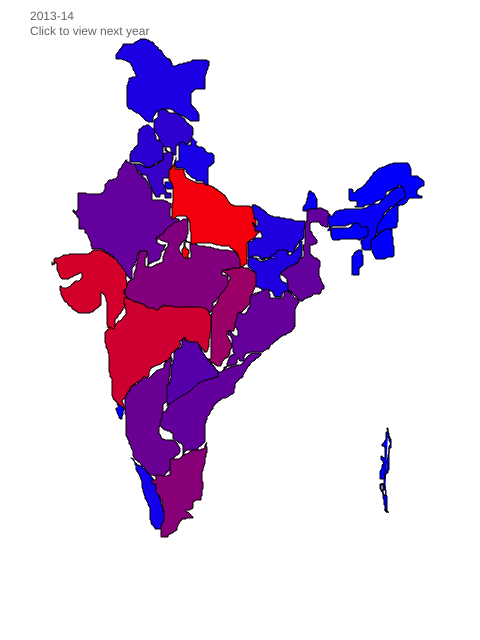
Frame 1 (no input)
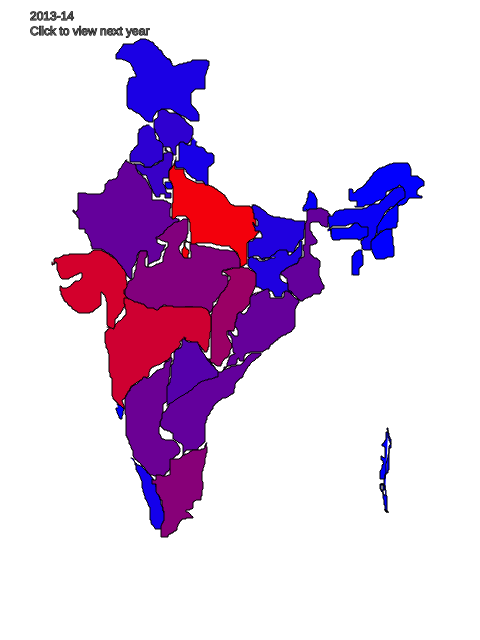
Frame 60 (no input)
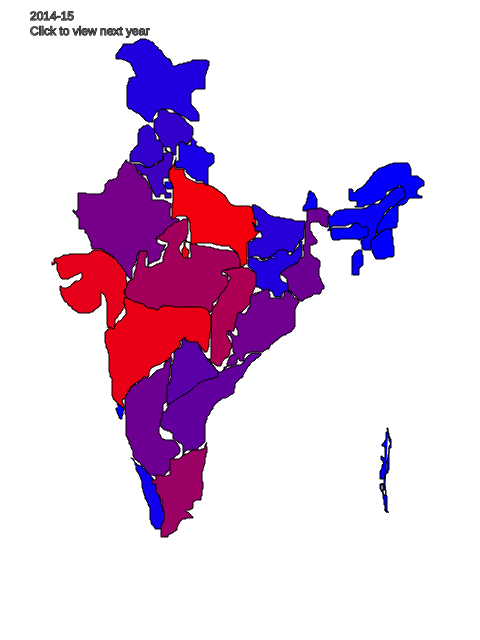
Frame 120 (the mouse pressed at the canvas centre since frame 60)

The p5.js sketch that drew these frames (run headless with seeded random() and noise() and a simulated clock; from frame 60 on, the mouse is pressed at the canvas centre):

// p5.js sketch
// ── sketch.js

function preload(){
  data={"DELHI":{"2013-14 - Generation (MU)":8637.67,"2013-14 - % growth":-19.58,"2014-15 - Generation (MU)":8722.83,"2014-15 - % growth":0.99,"2015-16 - Generation (MU)":6206.1,"2015-16 - % growth":-28.85},"HARYANA":{"2013-14 - Generation (MU)":26374.22,"2013-14 - % growth":3.77,"2014-15 - Generation (MU)":28748.61,"2014-15 - % growth":9.0,"2015-16 - Generation (MU)":22247.14,"2015-16 - % growth":-22.61},"HIMACHAL PRADESH":{"2013-14 - Generation (MU)":21680.66,"2013-14 - % growth":6.64,"2014-15 - Generation (MU)":23319.13,"2014-15 - % growth":7.56,"2015-16 - Generation (MU)":27087.49,"2015-16 - % growth":16.16},"JAMMU AND KASHMIR":{"2013-14 - Generation (MU)":12426.79,"2013-14 - % growth":-0.47,"2014-15 - Generation (MU)":14485.02,"2014-15 - % growth":16.56,"2015-16 - Generation (MU)":15136.15,"2015-16 - % growth":4.5},"PUNJAB":{"2013-14 - Generation (MU)":20731.49,"2013-14 - % growth":-5.5,"2014-15 - Generation (MU)":22960.9,"2014-15 - % growth":10.75,"2015-16 - Generation (MU)":23342.89,"2015-16 - % growth":1.66},"RAJASTHAN":{"2013-14 - Generation (MU)":45851.36,"2013-14 - % growth":8.23,"2014-15 - Generation (MU)":54185.92,"2014-15 - % growth":18.18,"2015-16 - Generation (MU)":53947.35,"2015-16 - % growth":-0.44},"UTTAR PRADESH":{"2013-14 - Generation (MU)":111843.01,"2013-14 - % growth":7.18,"2014-15 - Generation (MU)":111901.74,"2014-15 - % growth":0.05,"2015-16 - Generation (MU)":111329.53,"2015-16 - % growth":-0.51},"UTTARAKHAND":{"2013-14 - Generation (MU)":11025.01,"2013-14 - % growth":-11.37,"2014-15 - Generation (MU)":11439.22,"2014-15 - % growth":3.76,"2015-16 - Generation (MU)":12765.92,"2015-16 - % growth":11.6},"CHHATTISGARH":{"2013-14 - Generation (MU)":70930.12,"2013-14 - % growth":4.13,"2014-15 - Generation (MU)":79710.57,"2014-15 - % growth":12.38,"2015-16 - Generation (MU)":89513.29,"2015-16 - % growth":12.3},"GOA":{"2013-14 - Generation (MU)":241.32,"2013-14 - % growth":-1.67,"2014-15 - Generation (MU)":12.61,"2014-15 - % growth":-94.77,"2015-16 - Generation (MU)":0.0,"2015-16 - % growth":-100.0},"GUJARAT":{"2013-14 - Generation (MU)":97198.69,"2013-14 - % growth":6.82,"2014-15 - Generation (MU)":105538.54,"2014-15 - % growth":8.58,"2015-16 - Generation (MU)":104917.26,"2015-16 - % growth":-0.59},"MADHYA PRADESH":{"2013-14 - Generation (MU)":59646.87,"2013-14 - % growth":17.66,"2014-15 - Generation (MU)":75212.47,"2014-15 - % growth":26.1,"2015-16 - Generation (MU)":95740.5,"2015-16 - % growth":27.29},"MAHARASHTRA":{"2013-14 - Generation (MU)":94699.94,"2013-14 - % growth":2.78,"2014-15 - Generation (MU)":107309.21,"2014-15 - % growth":13.31,"2015-16 - Generation (MU)":117244.43,"2015-16 - % growth":9.26},"ANDHRA PRADESH":{"2013-14 - Generation (MU)":45526.85,"2013-14 - % growth":-3.16,"2014-15 - Generation (MU)":45245.42,"2014-15 - % growth":-0.62,"2015-16 - Generation (MU)":58230.59,"2015-16 - % growth":28.7},"KARNATAKA":{"2013-14 - Generation (MU)":49364.51,"2013-14 - % growth":12.0,"2014-15 - Generation (MU)":50163.29,"2014-15 - % growth":1.62,"2015-16 - Generation (MU)":47553.25,"2015-16 - % growth":-5.2},"KERALA":{"2013-14 - Generation (MU)":9249.8,"2013-14 - % growth":34.69,"2014-15 - Generation (MU)":8034.17,"2014-15 - % growth":-13.14,"2015-16 - Generation (MU)":6653.34,"2015-16 - % growth":-17.19},"PUDUCHERRY":{"2013-14 - Generation (MU)":256.97,"2013-14 - % growth":11.36,"2014-15 - Generation (MU)":102.14,"2014-15 - % growth":-60.25,"2015-16 - Generation (MU)":227.59,"2015-16 - % growth":122.82},"TAMIL NADU":{"2013-14 - Generation (MU)":62210.7,"2013-14 - % growth":15.86,"2014-15 - Generation (MU)":71418.41,"2014-15 - % growth":14.8,"2015-16 - Generation (MU)":76406.83,"2015-16 - % growth":6.98},"TELANGANA":{"2013-14 - Generation (MU)":39152.87,"2013-14 - % growth":-0.78,"2014-15 - Generation (MU)":40901.97,"2014-15 - % growth":4.47,"2015-16 - Generation (MU)":36868.2,"2015-16 - % growth":-9.86},"ANDAMAN NICOBAR":{"2013-14 - Generation (MU)":171.49,"2013-14 - % growth":26.27,"2014-15 - Generation (MU)":153.76,"2014-15 - % growth":-10.34,"2015-16 - Generation (MU)":182.85,"2015-16 - % growth":18.92},"BIHAR":{"2013-14 - Generation (MU)":14939.36,"2013-14 - % growth":1.58,"2014-15 - Generation (MU)":18272.27,"2014-15 - % growth":22.31,"2015-16 - Generation (MU)":20827.01,"2015-16 - % growth":13.98},"JHARKHAND":{"2013-14 - Generation (MU)":14345.18,"2013-14 - % growth":24.52,"2014-15 - Generation (MU)":14621.88,"2014-15 - % growth":1.93,"2015-16 - Generation (MU)":15933.67,"2015-16 - % growth":8.97},"ORISSA":{"2013-14 - Generation (MU)":46212.19,"2013-14 - % growth":9.43,"2014-15 - Generation (MU)":51332.44,"2014-15 - % growth":11.08,"2015-16 - Generation (MU)":57221.8,"2015-16 - % growth":11.47},"SIKKIM":{"2013-14 - Generation (MU)":2945.38,"2013-14 - % growth":13.44,"2014-15 - Generation (MU)":3345.29,"2014-15 - % growth":13.58,"2015-16 - Generation (MU)":3551.92,"2015-16 - % growth":6.18},"WEST BENGAL":{"2013-14 - Generation (MU)":46069.88,"2013-14 - % growth":-1.62,"2014-15 - Generation (MU)":49742.02,"2014-15 - % growth":7.97,"2015-16 - Generation (MU)":46946.62,"2015-16 - % growth":-5.62},"ARUNACHAL PRADESH":{"2013-14 - Generation (MU)":980.94,"2013-14 - % growth":-20.89,"2014-15 - Generation (MU)":1109.48,"2014-15 - % growth":13.1,"2015-16 - Generation (MU)":1280.25,"2015-16 - % growth":15.39},"ASSAM":{"2013-14 - Generation (MU)":4365.22,"2013-14 - % growth":3.88,"2014-15 - Generation (MU)":4299.84,"2014-15 - % growth":-1.5,"2015-16 - Generation (MU)":4522.12,"2015-16 - % growth":5.17},"MANIPUR":{"2013-14 - Generation (MU)":639.84,"2013-14 - % growth":10.24,"2014-15 - Generation (MU)":372.44,"2014-15 - % growth":-41.79,"2015-16 - Generation (MU)":536.64,"2015-16 - % growth":44.09},"MEGHALAYA":{"2013-14 - Generation (MU)":981.61,"2013-14 - % growth":26.7,"2014-15 - Generation (MU)":863.15,"2014-15 - % growth":-12.07,"2015-16 - Generation (MU)":1035.99,"2015-16 - % growth":20.02},"NAGALAND":{"2013-14 - Generation (MU)":245.71,"2013-14 - % growth":15.17,"2014-15 - Generation (MU)":165.15,"2014-15 - % growth":-32.79,"2015-16 - Generation (MU)":163.14,"2015-16 - % growth":-1.22},"TRIPURA":{"2013-14 - Generation (MU)":2366.49,"2013-14 - % growth":66.07,"2014-15 - Generation (MU)":3824.44,"2014-15 - % growth":61.61,"2015-16 - Generation (MU)":5109.38,"2015-16 - % growth":33.6}}
  coords={
  "DELHI": {
    "shapeX": [
      169,
      168,
      167,
      166,
      165,
      165,
      165,
      165,
      165,
      165,
      166,
      166,
      167,
      167,
      168,
      169,
      170,
      171,
      172,
      172,
      173,
      173,
      173,
      173,
      173,
      173,
      172,
      171,
      171,
      170
    ],
    "shapeY": [
      182,
      182,
      182,
      182,
      182,
      183,
      184,
      185,
      186,
      187,
      187,
      188,
      188,
      189,
      189,
      189,
      189,
      189,
      189,
      188,
      188,
      187,
      186,
      185,
      184,
      183,
      183,
      183,
      182,
      182
    ]
  },
  "HARYANA": {
    "shapeX": [
      166,
      165,
      165,
      165,
      165,
      166,
      167,
      167,
      167,
      166,
      165,
      164,
      164,
      163,
      163,
      163,
      163,
      163,
      163,
      163,
      163,
      162,
      161,
      160,
      159,
      158,
      158,
      157,
      156,
      156,
      155,
      154,
      153,
      152,
      152,
      151,
      150,
      149,
      148,
      147,
      146,
      145,
      144,
      144,
      143,
      143,
      142,
      141,
      141,
      140,
      139,
      138,
      137,
      136,
      135,
      134,
      134,
      134,
      135,
      135,
      135,
      136,
      136,
      137,
      137,
      138,
      139,
      139,
      140,
      140,
      141,
      141,
      142,
      142,
      143,
      144,
      145,
      146,
      147,
      147,
      147,
      148,
      148,
      148,
      149,
      149,
      149,
      149,
      150,
      150,
      151,
      151,
      151,
      152,
      152,
      152,
      153,
      153,
      153,
      154,
      154,
      155,
      155,
      155,
      156,
      156,
      157,
      158,
      159,
      160,
      160,
      160,
      160,
      161,
      162,
      163,
      164,
      165,
      165,
      165,
      165,
      165,
      166,
      167,
      168,
      169,
      170,
      171,
      171,
      171,
      171,
      171,
      171,
      170,
      169,
      168,
      167,
      167,
      166,
      166,
      166,
      166,
      165,
      165,
      165,
      164,
      163,
      163,
      163,
      163,
      163,
      163,
      163,
      164,
      165,
      166,
      167,
      168,
      169,
      169,
      169,
      169,
      169,
      169,
      169,
      170,
      170,
      171,
      171,
      172,
      172,
      172,
      172,
      172,
      172,
      172,
      173,
      173,
      173,
      173,
      173,
      173,
      173,
      172,
      171,
      171,
      170,
      169,
      168,
      168,
      167,
      167,
      166,
      166,
      166
    ],
    "shapeY": [
      148,
      148,
      149,
      150,
      151,
      151,
      151,
      152,
      153,
      153,
      153,
      153,
      154,
      154,
      155,
      156,
      157,
      158,
      159,
      160,
      161,
      161,
      161,
      161,
      163,
      163,
      164,
      164,
      164,
      165,
      165,
      165,
      165,
      166,
      167,
      167,
      167,
      167,
      167,
      167,
      167,
      167,
      167,
      166,
      166,
      165,
      165,
      165,
      164,
      164,
      164,
      164,
      164,
      164,
      164,
      164,
      165,
      166,
      166,
      167,
      168,
      169,
      170,
      170,
      171,
      171,
      171,
      172,
      172,
      173,
      173,
      174,
      174,
      175,
      175,
      175,
      175,
      175,
      176,
      177,
      178,
      179,
      180,
      181,
      181,
      182,
      183,
      184,
      184,
      185,
      186,
      187,
      188,
      189,
      190,
      191,
      191,
      192,
      193,
      193,
      194,
      194,
      195,
      196,
      196,
      197,
      197,
      197,
      197,
      197,
      196,
      195,
      194,
      194,
      194,
      194,
      194,
      194,
      195,
      196,
      197,
      198,
      198,
      198,
      198,
      198,
      198,
      198,
      197,
      196,
      195,
      194,
      193,
      193,
      193,
      193,
      193,
      192,
      192,
      191,
      190,
      189,
      188,
      187,
      186,
      185,
      184,
      183,
      182,
      181,
      180,
      179,
      178,
      178,
      178,
      178,
      178,
      178,
      178,
      177,
      176,
      173,
      172,
      171,
      170,
      169,
      168,
      168,
      167,
      167,
      166,
      165,
      164,
      163,
      162,
      161,
      160,
      159,
      158,
      157,
      156,
      155,
      154,
      153,
      153,
      152,
      152,
      152,
      152,
      151,
      151,
      150,
      150,
      149,
      148
    ]
  },
  "HIMACHAL PRADESH": {
    "shapeX": [
      163,
      162,
      161,
      160,
      159,
      158,
      158,
      158,
      158,
      158,
      158,
      158,
      158,
      158,
      157,
      156,
      155,
      155,
      154,
      154,
      154,
      154,
      154,
      154,
      154,
      154,
      154,
      154,
      154,
      154,
      155,
      155,
      156,
      157,
      157,
      157,
      158,
      158,
      159,
      159,
      159,
      159,
      160,
      160,
      160,
      160,
      161,
      161,
      162,
      162,
      163,
      163,
      164,
      165,
      166,
      167,
      168,
      169,
      170,
      170,
      171,
      171,
      171,
      171,
      172,
      172,
      172,
      173,
      173,
      173,
      174,
      175,
      176,
      176,
      176,
      176,
      176,
      176,
      176,
      176,
      176,
      176,
      177,
      177,
      178,
      179,
      180,
      181,
      182,
      183,
      184,
      185,
      186,
      187,
      188,
      188,
      189,
      189,
      190,
      190,
      191,
      192,
      192,
      192,
      193,
      193,
      193,
      193,
      193,
      193,
      193,
      193,
      192,
      192,
      191,
      190,
      189,
      189,
      188,
      188,
      187,
      186,
      186,
      185,
      185,
      185,
      184,
      184,
      183,
      182,
      182,
      181,
      181,
      180,
      180,
      179,
      179,
      178,
      177,
      177,
      176,
      175,
      174,
      173,
      172,
      171,
      170,
      169,
      169,
      168,
      167,
      167,
      166,
      165,
      165,
      164,
      163,
      163,
      162,
      161
    ],
    "shapeY": [
      109,
      109,
      109,
      109,
      109,
      109,
      110,
      111,
      112,
      113,
      114,
      115,
      116,
      117,
      118,
      119,
      119,
      120,
      120,
      121,
      122,
      123,
      124,
      125,
      126,
      127,
      128,
      129,
      130,
      131,
      131,
      132,
      133,
      133,
      134,
      135,
      135,
      136,
      137,
      138,
      139,
      140,
      141,
      142,
      143,
      144,
      144,
      145,
      145,
      146,
      146,
      147,
      147,
      147,
      147,
      147,
      147,
      147,
      147,
      148,
      148,
      149,
      150,
      151,
      151,
      152,
      153,
      153,
      154,
      155,
      155,
      155,
      155,
      154,
      153,
      152,
      151,
      150,
      149,
      148,
      147,
      146,
      146,
      145,
      145,
      145,
      145,
      144,
      144,
      144,
      144,
      144,
      144,
      144,
      144,
      143,
      143,
      142,
      142,
      141,
      139,
      138,
      137,
      135,
      135,
      134,
      133,
      132,
      131,
      130,
      129,
      128,
      127,
      126,
      126,
      125,
      125,
      124,
      124,
      123,
      123,
      122,
      121,
      121,
      120,
      119,
      119,
      118,
      118,
      118,
      117,
      117,
      116,
      116,
      115,
      115,
      114,
      114,
      114,
      113,
      113,
      113,
      113,
      113,
      113,
      113,
      113,
      113,
      112,
      112,
      111,
      110,
      110,
      110,
      109,
      109,
      109,
      108,
      108,
      108
    ]
  },
  "JAMMU AND KASHMIR": {
    "shapeX": [
      171,
      171,
      170,
      170,
      169,
      168,
      167,
      166,
      165,
      165,
      164,
      163,
      163,
      163,
      162,
      162,
      162,
      161,
      161,
      160,
      159,
      159,
      158,
      158,
      158,
      157,
      156,
      155,
      154,
      154,
      153,
      153,
      152,
      151,
      150,
      149,
      149,
      148,
      147,
      146,
      145,
      144,
      143,
      142,
      141,
      140,
      140,
      139,
      138,
      137,
      136,
      135,
      134,
      134,
      133,
      132,
      131,
      130,
      129,
      128,
      127,
      126,
      125,
      124,
      123,
      123,
      123,
      122,
      122,
      121,
      120,
      119,
      119,
      119,
      118,
      117,
      117,
      116,
      116,
      116,
      116,
      116,
      116,
      117,
      118,
      119,
      120,
      121,
      122,
      123,
      124,
      125,
      126,
      127,
      128,
      129,
      130,
      131,
      131,
      132,
      132,
      133,
      133,
      133,
      133,
      134,
      135,
      135,
      135,
      136,
      136,
      136,
      136,
      135,
      134,
      133,
      132,
      131,
      130,
      129,
      129,
      129,
      129,
      128,
      128,
      128,
      128,
      127,
      127,
      127,
      127,
      127,
      127,
      127,
      127,
      127,
      127,
      127,
      127,
      127,
      127,
      127,
      127,
      127,
      128,
      128,
      129,
      130,
      131,
      132,
      132,
      133,
      133,
      134,
      135,
      136,
      136,
      137,
      138,
      139,
      140,
      140,
      141,
      141,
      142,
      143,
      143,
      144,
      144,
      145,
      146,
      147,
      148,
      148,
      149,
      150,
      151,
      152,
      153,
      153,
      153,
      153,
      153,
      153,
      154,
      154,
      155,
      155,
      156,
      156,
      157,
      157,
      158,
      159,
      160,
      161,
      161,
      162,
      163,
      164,
      165,
      166,
      167,
      168,
      169,
      170,
      171,
      172,
      173,
      174,
      174,
      175,
      176,
      176,
      177,
      178,
      179,
      180,
      181,
      181,
      182,
      183,
      184,
      184,
      185,
      186,
      186,
      188,
      189,
      190,
      190,
      191,
      192,
      193,
      194,
      195,
      196,
      197,
      198,
      199,
      199,
      199,
      199,
      199,
      199,
      199,
      199,
      198,
      198,
      198,
      197,
      196,
      196,
      195,
      195,
      194,
      194,
      193,
      193,
      192,
      192,
      191,
      191,
      191,
      191,
      191,
      191,
      191,
      191,
      191,
      191,
      191,
      191,
      192,
      193,
      193,
      194,
      195,
      195,
      196,
      197,
      198,
      199,
      200,
      201,
      202,
      203,
      204,
      205,
      205,
      205,
      205,
      205,
      205,
      205,
      205,
      205,
      205,
      205,
      205,
      205,
      206,
      207,
      208,
      208,
      208,
      208,
      209,
      209,
      209,
      209,
      209,
      209,
      208,
      207,
      207,
      206,
      205,
      204,
      203,
      202,
      201,
      200,
      199,
      198,
      197,
      196,
      195,
      194,
      193,
      192,
      192,
      191,
      191,
      190,
      189,
      188,
      187,
      187,
      186,
      185,
      184,
      183,
      183,
      182,
      181,
      180,
      179,
      178,
      177,
      176,
      175,
      174,
      173,
      172,
      172,
      172,
      171,
      171,
      171,
      170,
      170,
      169,
      168,
      167
    ],
    "shapeY": [
      62,
      61,
      61,
      60,
      59,
      59,
      58,
      57,
      57,
      56,
      55,
      55,
      54,
      53,
      53,
      52,
      51,
      51,
      50,
      50,
      50,
      49,
      49,
      48,
      47,
      47,
      46,
      45,
      45,
      43,
      43,
      42,
      42,
      42,
      41,
      41,
      40,
      40,
      40,
      39,
      39,
      39,
      39,
      39,
      39,
      39,
      40,
      40,
      41,
      41,
      42,
      42,
      43,
      44,
      44,
      44,
      44,
      44,
      44,
      44,
      44,
      44,
      44,
      44,
      44,
      45,
      46,
      46,
      47,
      48,
      49,
      50,
      51,
      52,
      52,
      53,
      54,
      54,
      55,
      56,
      57,
      58,
      59,
      59,
      59,
      59,
      59,
      59,
      59,
      60,
      60,
      60,
      61,
      61,
      62,
      62,
      63,
      64,
      65,
      66,
      67,
      67,
      68,
      69,
      70,
      71,
      72,
      73,
      74,
      74,
      75,
      76,
      77,
      77,
      77,
      77,
      77,
      78,
      78,
      78,
      79,
      80,
      81,
      82,
      83,
      84,
      85,
      85,
      86,
      90,
      91,
      93,
      94,
      95,
      96,
      97,
      99,
      100,
      101,
      102,
      103,
      104,
      105,
      106,
      107,
      108,
      109,
      109,
      109,
      109,
      110,
      110,
      111,
      111,
      112,
      112,
      113,
      113,
      113,
      114,
      114,
      115,
      115,
      116,
      117,
      117,
      118,
      118,
      119,
      120,
      121,
      121,
      121,
      122,
      122,
      122,
      122,
      122,
      122,
      121,
      120,
      119,
      118,
      117,
      116,
      115,
      115,
      114,
      113,
      112,
      112,
      111,
      111,
      111,
      110,
      110,
      109,
      109,
      109,
      109,
      109,
      109,
      109,
      109,
      109,
      109,
      109,
      110,
      110,
      111,
      112,
      112,
      112,
      113,
      113,
      114,
      114,
      115,
      115,
      116,
      116,
      116,
      116,
      117,
      117,
      117,
      118,
      119,
      120,
      120,
      121,
      121,
      121,
      121,
      121,
      121,
      121,
      121,
      121,
      121,
      120,
      119,
      118,
      117,
      116,
      115,
      114,
      114,
      113,
      112,
      111,
      110,
      109,
      109,
      108,
      108,
      107,
      107,
      106,
      106,
      105,
      104,
      103,
      102,
      101,
      100,
      99,
      98,
      97,
      96,
      95,
      94,
      93,
      92,
      92,
      91,
      90,
      90,
      89,
      89,
      89,
      89,
      89,
      89,
      89,
      89,
      89,
      89,
      89,
      88,
      87,
      86,
      85,
      84,
      83,
      82,
      81,
      80,
      78,
      77,
      76,
      74,
      70,
      69,
      68,
      67,
      66,
      66,
      65,
      64,
      63,
      62,
      61,
      61,
      61,
      60,
      60,
      60,
      60,
      60,
      60,
      60,
      60,
      60,
      60,
      60,
      60,
      60,
      60,
      60,
      60,
      61,
      61,
      62,
      62,
      62,
      62,
      62,
      63,
      63,
      63,
      63,
      63,
      64,
      64,
      64,
      64,
      64,
      65,
      65,
      66,
      66,
      66,
      66,
      65,
      64,
      63,
      63,
      62,
      61,
      60,
      59,
      59,
      59,
      59
    ]
  },
  "PUNJAB": {
    "shapeX": [
      149,
      148,
      147,
      146,
      146,
      145,
      144,
      143,
      143,
      142,
      142,
      141,
      141,
      140,
      139,
      139,
      139,
      139,
      139,
      138,
      138,
      138,
      138,
      138,
      138,
      138,
      138,
      138,
      138,
      138,
      138,
      138,
      137,
      137,
      136,
      136,
      135,
      134,
      134,
      133,
      132,
      131,
      131,
      131,
      130,
      130,
      130,
      130,
      130,
      130,
      130,
      130,
      130,
      131,
      132,
      133,
      134,
      135,
      136,
      137,
      138,
      139,
      140,
      141,
      141,
      142,
      143,
      144,
      144,
      144,
      144,
      145,
      146,
      147,
      148,
      149,
      150,
      151,
      152,
      153,
      154,
      154,
      155,
      155,
      156,
      157,
      158,
      158,
      159,
      159,
      160,
      161,
      162,
      163,
      163,
      163,
      163,
      163,
      163,
      163,
      163,
      163,
      163,
      163,
      163,
      163,
      163,
      163,
      163,
      163,
      162,
      161,
      160,
      159,
      158,
      157,
      156,
      156,
      156,
      156,
      155,
      155,
      155,
      155,
      155,
      155,
      155,
      154
    ],
    "shapeY": [
      125,
      125,
      125,
      125,
      126,
      126,
      126,
      126,
      127,
      127,
      128,
      128,
      129,
      129,
      129,
      130,
      131,
      132,
      133,
      133,
      134,
      135,
      136,
      137,
      138,
      139,
      140,
      141,
      142,
      143,
      144,
      145,
      145,
      146,
      146,
      147,
      147,
      148,
      149,
      150,
      151,
      151,
      152,
      153,
      154,
      155,
      156,
      157,
      158,
      159,
      160,
      161,
      162,
      162,
      162,
      162,
      162,
      162,
      162,
      162,
      162,
      162,
      162,
      162,
      163,
      163,
      164,
      164,
      165,
      166,
      167,
      167,
      167,
      167,
      167,
      167,
      167,
      167,
      166,
      165,
      165,
      164,
      164,
      163,
      163,
      163,
      163,
      162,
      162,
      161,
      161,
      161,
      160,
      160,
      159,
      158,
      157,
      156,
      155,
      154,
      153,
      152,
      151,
      150,
      149,
      148,
      147,
      146,
      145,
      144,
      143,
      142,
      141,
      141,
      140,
      140,
      139,
      138,
      137,
      136,
      135,
      134,
      133,
      132,
      131,
      130,
      129,
      129
    ]
  },
  "RAJASTHAN": {
    "shapeX": [
      127,
      126,
      125,
      125,
      123,
      122,
      121,
      120,
      119,
      119,
      119,
      118,
      118,
      118,
      118,
      118,
      117,
      117,
      116,
      116,
      114,
      113,
      112,
      111,
      110,
      109,
      108,
      107,
      106,
      105,
      105,
      105,
      105,
      105,
      105,
      105,
      104,
      104,
      104,
      103,
      103,
      102,
      101,
      101,
      100,
      99,
      98,
      97,
      96,
      95,
      94,
      93,
      92,
      91,
      90,
      89,
      88,
      87,
      86,
      85,
      84,
      83,
      82,
      81,
      80,
      79,
      78,
      78,
      78,
      78,
      78,
      78,
      78,
      78,
      78,
      78,
      78,
      78,
      78,
      78,
      78,
      78,
      78,
      77,
      77,
      76,
      75,
      75,
      74,
      74,
      73,
      73,
      73,
      74,
      74,
      75,
      75,
      76,
      76,
      77,
      77,
      77,
      78,
      78,
      79,
      79,
      79,
      79,
      79,
      79,
      79,
      79,
      79,
      79,
      79,
      79,
      80,
      81,
      82,
      83,
      84,
      85,
      85,
      85,
      85,
      85,
      86,
      88,
      88,
      89,
      89,
      90,
      90,
      91,
      91,
      91,
      91,
      91,
      92,
      92,
      92,
      92,
      93,
      94,
      95,
      96,
      97,
      98,
      99,
      100,
      101,
      102,
      102,
      103,
      104,
      104,
      105,
      105,
      106,
      107,
      108,
      109,
      109,
      110,
      110,
      111,
      112,
      112,
      113,
      113,
      114,
      114,
      114,
      115,
      116,
      116,
      117,
      117,
      117,
      118,
      121,
      121,
      122,
      123,
      123,
      123,
      124,
      125,
      125,
      126,
      126,
      126,
      127,
      127,
      128,
      128,
      129,
      129,
      130,
      130,
      131,
      132,
      132,
      132,
      132,
      132,
      132,
      132,
      132,
      132,
      132,
      132,
      132,
      133,
      134,
      134,
      135,
      135,
      135,
      136,
      136,
      137,
      137,
      137,
      137,
      137,
      137,
      138,
      138,
      138,
      139,
      140,
      141,
      142,
      143,
      144,
      145,
      146,
      147,
      147,
      147,
      147,
      147,
      148,
      148,
      148,
      148,
      148,
      148,
      148,
      148,
      148,
      148,
      148,
      148,
      148,
      148,
      148,
      148,
      149,
      150,
      150,
      151,
      152,
      152,
      153,
      154,
      154,
      155,
      156,
      157,
      157,
      158,
      159,
      159,
      160,
      160,
      160,
      161,
      161,
      161,
      161,
      161,
      162,
      162,
      163,
      163,
      164,
      164,
      164,
      164,
      165,
      165,
      165,
      166,
      165,
      164,
      163,
      162,
      161,
      160,
      159,
      158,
      157,
      157,
      157,
      157,
      157,
      158,
      158,
      159,
      159,
      160,
      160,
      161,
      162,
      163,
      164,
      165,
      166,
      167,
      168,
      169,
      170,
      170,
      171,
      173,
      174,
      175,
      175,
      176,
      177,
      177,
      178,
      178,
      179,
      179,
      179,
      178,
      177,
      176,
      175,
      175,
      174,
      173,
      172,
      171,
      170,
      170,
      170,
      170,
      170,
      170,
      170,
      170,
      170,
      170,
      171,
      171,
      171,
      171,
      171,
      170,
      169,
      168,
      168,
      167,
      167,
      166,
      165,
      164,
      164,
      163,
      162,
      161,
      160,
      159,
      158,
      157,
      156,
      155,
      154,
      153,
      152,
      152,
      152,
      152,
      152,
      152,
      152,
      152,
      152,
      152,
      152,
      152,
      151,
      151,
      150,
      150,
      150,
      149,
      149,
      148,
      148,
      148,
      147,
      146,
      146,
      145,
      145,
      144,
      143,
      143,
      143,
      142,
      141,
      141,
      140,
      139,
      139,
      138,
      138,
      137,
      137,
      137,
      136,
      136,
      136,
      136,
      136,
      135,
      135,
      134,
      133,
      132,
      131,
      130,
      129,
      129,
      128,
      127,
      127,
      126
    ],
    "shapeY": [
      160,
      160,
      161,
      162,
      164,
      166,
      168,
      169,
      169,
      170,
      171,
      172,
      173,
      174,
      175,
      176,
      177,
      178,
      178,
      179,
      179,
      179,
      180,
      180,
      180,
      180,
      181,
      183,
      184,
      184,
      185,
      186,
      187,
      188,
      189,
      190,
      190,
      191,
      192,
      192,
      193,
      193,
      193,
      194,
      194,
      194,
      194,
      194,
      194,
      194,
      194,
      194,
      194,
      194,
      194,
      194,
      194,
      194,
      193,
      193,
      193,
      193,
      193,
      193,
      193,
      193,
      193,
      194,
      195,
      196,
      197,
      198,
      200,
      201,
      202,
      203,
      204,
      205,
      206,
      207,
      208,
      209,
      210,
      210,
      211,
      212,
      212,
      211,
      211,
      210,
      210,
      211,
      212,
      212,
      213,
      213,
      214,
      214,
      215,
      215,
      216,
      217,
      217,
      218,
      218,
      219,
      220,
      221,
      222,
      223,
      224,
      225,
      226,
      227,
      228,
      229,
      229,
      229,
      229,
      229,
      229,
      229,
      230,
      231,
      232,
      233,
      233,
      235,
      236,
      238,
      239,
      240,
      241,
      242,
      243,
      244,
      245,
      246,
      246,
      247,
      248,
      249,
      249,
      249,
      249,
      249,
      249,
      249,
      249,
      249,
      249,
      249,
      250,
      250,
      250,
      251,
      251,
      252,
      252,
      253,
      253,
      253,
      254,
      254,
      255,
      255,
      255,
      256,
      256,
      257,
      257,
      258,
      259,
      259,
      260,
      261,
      261,
      262,
      263,
      264,
      267,
      268,
      269,
      269,
      270,
      271,
      272,
      272,
      273,
      273,
      274,
      275,
      275,
      276,
      276,
      277,
      277,
      278,
      278,
      279,
      279,
      279,
      278,
      277,
      276,
      275,
      274,
      273,
      272,
      271,
      270,
      269,
      268,
      267,
      266,
      265,
      265,
      264,
      263,
      262,
      261,
      260,
      259,
      258,
      257,
      256,
      255,
      255,
      254,
      253,
      252,
      251,
      251,
      251,
      251,
      251,
      251,
      251,
      251,
      252,
      253,
      254,
      255,
      255,
      256,
      257,
      258,
      259,
      260,
      261,
      262,
      263,
      264,
      265,
      266,
      267,
      266,
      265,
      264,
      264,
      264,
      263,
      263,
      263,
      262,
      262,
      262,
      261,
      261,
      261,
      261,
      260,
      260,
      260,
      259,
      259,
      258,
      257,
      256,
      255,
      254,
      253,
      252,
      252,
      251,
      251,
      250,
      250,
      249,
      248,
      247,
      247,
      246,
      245,
      245,
      245,
      245,
      245,
      245,
      245,
      244,
      244,
      243,
      243,
      242,
      241,
      240,
      239,
      238,
      237,
      237,
      236,
      236,
      235,
      235,
      235,
      234,
      234,
      233,
      232,
      232,
      231,
      230,
      230,
      229,
      228,
      227,
      226,
      225,
      224,
      224,
      224,
      223,
      222,
      221,
      221,
      220,
      219,
      219,
      219,
      218,
      218,
      217,
      217,
      217,
      217,
      217,
      217,
      216,
      215,
      214,
      213,
      212,
      211,
      210,
      209,
      208,
      208,
      207,
      206,
      205,
      204,
      203,
      203,
      203,
      202,
      202,
      201,
      201,
      201,
      201,
      200,
      200,
      200,
      200,
      200,
      200,
      200,
      200,
      200,
      200,
      200,
      200,
      200,
      199,
      198,
      197,
      196,
      195,
      194,
      193,
      192,
      191,
      190,
      189,
      189,
      188,
      188,
      187,
      186,
      186,
      185,
      184,
      183,
      182,
      182,
      180,
      179,
      179,
      178,
      178,
      178,
      177,
      176,
      176,
      175,
      174,
      174,
      174,
      173,
      173,
      172,
      171,
      170,
      169,
      169,
      168,
      167,
      166,
      165,
      165,
      164,
      164,
      164,
      164,
      163,
      163,
      163,
      162,
      162,
      162,
      161,
      161
    ]
  },
  "UTTAR PRADESH": {
    "shapeX": [
      176,
      176,
      176,
      176,
      175,
      175,
      175,
      175,
      174,
      174,
      174,
      173,
      173,
      172,
      172,
      171,
      171,
      170,
      170,
      169,
      169,
      169,
      169,
      169,
      169,
      169,
      169,
      169,
      169,
      170,
      171,
      171,
      171,
      172,
      172,
      172,
      173,
      173,
      173,
      173,
      173,
      173,
      173,
      173,
      173,
      173,
      173,
      173,
      173,
      173,
      173,
      173,
      173,
      173,
      172,
      172,
      172,
      172,
      172,
      172,
      172,
      172,
      172,
      172,
      172,
      172,
      172,
      172,
      172,
      172,
      172,
      173,
      174,
      175,
      176,
      177,
      178,
      179,
      180,
      181,
      182,
      183,
      184,
      185,
      186,
      186,
      187,
      187,
      188,
      188,
      189,
      189,
      189,
      189,
      190,
      190,
      190,
      190,
      190,
      190,
      190,
      190,
      191,
      191,
      191,
      191,
      191,
      191,
      191,
      191,
      191,
      191,
      190,
      189,
      188,
      187,
      186,
      186,
      186,
      186,
      185,
      185,
      185,
      185,
      184,
      184,
      184,
      183,
      183,
      182,
      182,
      182,
      182,
      182,
      182,
      182,
      182,
      182,
      183,
      183,
      184,
      185,
      186,
      187,
      188,
      188,
      188,
      188,
      188,
      188,
      189,
      189,
      189,
      189,
      188,
      188,
      187,
      186,
      186,
      186,
      185,
      185,
      185,
      184,
      184,
      184,
      184,
      185,
      186,
      187,
      188,
      189,
      190,
      191,
      191,
      192,
      193,
      194,
      195,
      195,
      196,
      196,
      197,
      198,
      199,
      200,
      201,
      202,
      203,
      204,
      205,
      206,
      207,
      208,
      209,
      210,
      212,
      213,
      214,
      215,
      216,
      217,
      218,
      220,
      221,
      222,
      224,
      225,
      226,
      227,
      228,
      229,
      230,
      230,
      230,
      231,
      232,
      233,
      233,
      234,
      235,
      235,
      236,
      237,
      237,
      238,
      238,
      238,
      238,
      238,
      238,
      239,
      239,
      240,
      240,
      240,
      240,
      240,
      241,
      242,
      242,
      243,
      244,
      244,
      245,
      245,
      246,
      247,
      247,
      247,
      247,
      247,
      247,
      247,
      247,
      247,
      247,
      247,
      247,
      247,
      247,
      247,
      247,
      247,
      247,
      247,
      247,
      247,
      247,
      248,
      249,
      250,
      251,
      252,
      253,
      254,
      255,
      255,
      255,
      256,
      256,
      257,
      257,
      257,
      258,
      259,
      259,
      259,
      258,
      258,
      258,
      257,
      256,
      256,
      256,
      256,
      256,
      256,
      256,
      256,
      256,
      256,
      256,
      256,
      256,
      256,
      256,
      255,
      254,
      254,
      253,
      252,
      252,
      251,
      250,
      250,
      249,
      248,
      247,
      246,
      245,
      244,
      243,
      242,
      241,
      240,
      239,
      238,
      237,
      236,
      235,
      234,
      234,
      233,
      232,
      231,
      230,
      230,
      229,
      227,
      226,
      225,
      225,
      224,
      223,
      222,
      221,
      221,
      220,
      219,
      218,
      218,
      217,
      217,
      216,
      215,
      215,
      214,
      214,
      213,
      212,
      212,
      211,
      210,
      209,
      208,
      207,
      206,
      205,
      204,
      203,
      202,
      201,
      200,
      199,
      198,
      197,
      196,
      196,
      195,
      194,
      193,
      192,
      191,
      190,
      189,
      188,
      187,
      186,
      186,
      185,
      185,
      185,
      184,
      184,
      184,
      184,
      184,
      184,
      183,
      182,
      181,
      180,
      179,
      178,
      177,
      176,
      175,
      175,
      175,
      175,
      175,
      175,
      176,
      176,
      176
    ],
    "shapeY": [
      157,
      158,
      159,
      160,
      160,
      161,
      162,
      163,
      163,
      164,
      165,
      165,
      166,
      167,
      168,
      168,
      169,
      169,
      170,
      171,
      172,
      173,
      174,
      175,
      177,
      178,
      179,
      180,
      181,
      181,
      181,
      182,
      183,
      183,
      184,
      185,
      186,
      187,
      188,
      189,
      190,
      191,
      192,
      193,
      194,
      195,
      196,
      197,
      198,
      199,
      200,
      201,
      202,
      203,
      203,
      204,
      205,
      206,
      207,
      208,
      209,
      210,
      211,
      212,
      213,
      214,
      215,
      216,
      217,
      218,
      219,
      219,
      219,
      218,
      217,
      216,
      216,
      216,
      216,
      216,
      216,
      216,
      216,
      216,
      216,
      217,
      217,
      218,
      218,
      219,
      219,
      220,
      221,
      222,
      222,
      223,
      224,
      225,
      226,
      229,
      230,
      231,
      232,
      234,
      236,
      237,
      238,
      239,
      240,
      241,
      242,
      243,
      243,
      243,
      242,
      241,
      241,
      240,
      241,
      242,
      242,
      243,
      244,
      245,
      245,
      246,
      247,
      248,
      249,
      249,
      250,
      251,
      252,
      253,
      254,
      255,
      256,
      257,
      257,
      258,
      259,
      259,
      259,
      259,
      259,
      258,
      257,
      256,
      255,
      254,
      254,
      253,
      252,
      251,
      250,
      249,
      249,
      249,
      248,
      247,
      247,
      246,
      245,
      245,
      244,
      243,
      242,
      242,
      242,
      242,
      242,
      242,
      242,
      243,
      244,
      245,
      245,
      245,
      245,
      244,
      244,
      243,
      243,
      243,
      243,
      243,
      243,
      243,
      243,
      243,
      243,
      243,
      243,
      243,
      243,
      243,
      243,
      244,
      244,
      244,
      245,
      245,
      245,
      245,
      246,
      246,
      246,
      246,
      246,
      246,
      246,
      246,
      246,
      247,
      248,
      248,
      249,
      249,
      250,
      250,
      251,
      252,
      252,
      252,
      253,
      254,
      255,
      256,
      257,
      258,
      259,
      261,
      262,
      263,
      264,
      265,
      266,
      267,
      267,
      267,
      266,
      266,
      266,
      265,
      265,
      264,
      264,
      264,
      263,
      262,
      261,
      260,
      259,
      258,
      257,
      256,
      255,
      254,
      253,
      252,
      251,
      250,
      249,
      248,
      247,
      246,
      245,
      244,
      243,
      242,
      241,
      240,
      240,
      239,
      239,
      238,
      238,
      237,
      236,
      236,
      235,
      235,
      234,
      233,
      233,
      233,
      232,
      231,
      231,
      230,
      229,
      229,
      228,
      226,
      224,
      223,
      222,
      221,
      220,
      219,
      218,
      217,
      216,
      215,
      214,
      213,
      212,
      211,
      210,
      209,
      208,
      208,
      207,
      207,
      207,
      206,
      206,
      206,
      206,
      206,
      206,
      206,
      206,
      206,
      206,
      206,
      206,
      206,
      206,
      206,
      206,
      206,
      205,
      205,
      205,
      204,
      204,
      203,
      202,
      199,
      197,
      197,
      195,
      195,
      194,
      193,
      193,
      192,
      192,
      191,
      191,
      190,
      190,
      189,
      189,
      189,
      188,
      188,
      187,
      187,
      187,
      186,
      186,
      186,
      185,
      185,
      185,
      184,
      184,
      183,
      183,
      183,
      183,
      183,
      183,
      183,
      183,
      183,
      182,
      182,
      182,
      181,
      181,
      180,
      180,
      179,
      179,
      178,
      178,
      177,
      176,
      175,
      174,
      174,
      173,
      172,
      171,
      170,
      169,
      169,
      169,
      169,
      169,
      169,
      169,
      169,
      169,
      169,
      168,
      167,
      166,
      165,
      164,
      164,
      163,
      162
    ]
  },
  "UTTARAKHAND": {
    "shapeX": [
      193,
      193,
      192,
      192,
      191,
      191,
      191,
      191,
      191,
      191,
      190,
      189,
      188,
      187,
      187,
      186,
      185,
      185,
      184,
      184,
      183,
      182,
      181,
      180,
      180,
      179,
      179,
      179,
      179,
      179,
      179,
      179,
      179,
      179,
      179,
      179,
      179,
      179,
      179,
      179,
      179,
      179,
      179,
      179,
      178,
      177,
      176,
      175,
      175,
      175,
      175,
      175,
      175,
      176,
      176,
      176,
      177,
      178,
      179,
      180,
      181,
      182,
      183,
      184,
      184,
      185,
      186,
      186,
      186,
      187,
      187,
      188,
      189,
      189,
      190,
      190,
      191,
      191,
      192,
      192,
      193,
      194,
      195,
      196,
      196,
      196,
      197,
      198,
      199,
      200,
      201,
      202,
      203,
      203,
      204,
      204,
      205,
      205,
      206,
      207,
      208,
      208,
      208,
      208,
      208,
      208,
      208,
      208,
      208,
      208,
      208,
      208,
      208,
      208,
      208,
      208,
      208,
      208,
      208,
      209,
      209,
      210,
      211,
      211,
      212,
      213,
      213,
      214,
      214,
      214,
      214,
      214,
      214,
      214,
      214,
      214,
      213,
      213,
      212,
      211,
      210,
      209,
      208,
      207,
      207,
      206,
      206,
      205,
      205,
      205,
      204,
      204,
      203,
      202,
      201,
      200,
      199,
      198,
      198,
      197,
      196,
      196,
      196,
      196,
      196,
      197
    ],
    "shapeY": [
      138,
      139,
      139,
      140,
      140,
      141,
      142,
      143,
      144,
      145,
      145,
      145,
      145,
      145,
      144,
      144,
      144,
      143,
      143,
      142,
      142,
      142,
      142,
      142,
      143,
      143,
      144,
      145,
      146,
      147,
      148,
      149,
      150,
      151,
      152,
      153,
      154,
      155,
      156,
      157,
      158,
      159,
      160,
      161,
      161,
      161,
      161,
      161,
      162,
      163,
      164,
      165,
      166,
      166,
      167,
      168,
      168,
      168,
      168,
      168,
      168,
      168,
      168,
      168,
      169,
      169,
      170,
      171,
      172,
      172,
      173,
      174,
      174,
      175,
      175,
      176,
      176,
      177,
      177,
      178,
      178,
      178,
      179,
      179,
      180,
      181,
      181,
      181,
      181,
      181,
      181,
      181,
      181,
      182,
      182,
      183,
      184,
      185,
      185,
      185,
      185,
      184,
      183,
      182,
      181,
      180,
      179,
      178,
      177,
      176,
      175,
      174,
      173,
      172,
      171,
      170,
      169,
      168,
      167,
      167,
      166,
      166,
      166,
      165,
      164,
      164,
      163,
      163,
      162,
      161,
      160,
      159,
      158,
      157,
      156,
      155,
      155,
      154,
      153,
      153,
      153,
      153,
      153,
      153,
      152,
      152,
      151,
      151,
      150,
      149,
      149,
      148,
      148,
      147,
      147,
      147,
      147,
      147,
      146,
      146,
      146,
      145,
      144,
      143,
      142,
      142
    ]
  },
  "CHHATTISGARH": {
    "shapeX": [
      229,
      228,
      227,
      226,
      225,
      224,
      223,
      222,
      221,
      221,
      221,
      221,
      222,
      223,
      224,
      225,
      226,
      226,
      227,
      227,
      228,
      228,
      229,
      230,
      230,
      230,
      230,
      230,
      229,
      229,
      228,
      227,
      227,
      226,
      225,
      225,
      225,
      224,
      224,
      223,
      223,
      222,
      221,
      220,
      220,
      219,
      219,
      219,
      219,
      219,
      219,
      219,
      219,
      218,
      218,
      218,
      218,
      218,
      218,
      217,
      217,
      217,
      217,
      216,
      215,
      215,
      214,
      214,
      213,
      213,
      212,
      212,
      212,
      212,
      212,
      211,
      211,
      211,
      211,
      211,
      211,
      211,
      211,
      211,
      211,
      211,
      211,
      211,
      211,
      211,
      211,
      211,
      211,
      211,
      211,
      211,
      211,
      211,
      211,
      211,
      211,
      211,
      211,
      211,
      211,
      211,
      211,
      211,
      211,
      211,
      211,
      211,
      211,
      211,
      211,
      211,
      211,
      211,
      210,
      209,
      209,
      209,
      209,
      210,
      211,
      211,
      212,
      213,
      214,
      214,
      215,
      215,
      216,
      217,
      218,
      219,
      220,
      221,
      221,
      221,
      222,
      222,
      222,
      223,
      224,
      224,
      225,
      225,
      226,
      227,
      227,
      228,
      228,
      229,
      229,
      229,
      230,
      230,
      230,
      230,
      230,
      231,
      231,
      232,
      232,
      232,
      232,
      232,
      231,
      230,
      230,
      229,
      229,
      228,
      228,
      227,
      227,
      227,
      227,
      227,
      227,
      228,
      229,
      230,
      231,
      232,
      233,
      234,
      234,
      234,
      235,
      235,
      235,
      236,
      236,
      236,
      236,
      237,
      237,
      237,
      237,
      237,
      237,
      237,
      238,
      239,
      239,
      240,
      241,
      241,
      242,
      243,
      243,
      244,
      245,
      246,
      246,
      247,
      247,
      248,
      248,
      249,
      249,
      250,
      250,
      250,
      251,
      251,
      251,
      251,
      251,
      251,
      252,
      252,
      252,
      253,
      253,
      253,
      254,
      254,
      255,
      255,
      255,
      256,
      256,
      257,
      257,
      257,
      257,
      257,
      258,
      258,
      258,
      258,
      258,
      258,
      258,
      257,
      256,
      256,
      255,
      254,
      254,
      253,
      252,
      251,
      250,
      249,
      248,
      247,
      246,
      245,
      244,
      243,
      242,
      241,
      239,
      238,
      237,
      236,
      235,
      234,
      234,
      233,
      233,
      232,
      231,
      230,
      229,
      228,
      227,
      226,
      225
    ],
    "shapeY": [
      269,
      269,
      269,
      269,
      269,
      269,
      269,
      269,
      269,
      270,
      271,
      272,
      272,
      272,
      272,
      273,
      273,
      274,
      274,
      275,
      275,
      276,
      276,
      276,
      277,
      278,
      279,
      280,
      280,
      281,
      281,
      281,
      282,
      283,
      283,
      284,
      285,
      286,
      287,
      287,
      288,
      288,
      288,
      288,
      289,
      289,
      290,
      291,
      292,
      293,
      294,
      295,
      296,
      296,
      297,
      298,
      299,
      300,
      301,
      301,
      302,
      303,
      304,
      304,
      305,
      306,
      306,
      307,
      307,
      308,
      309,
      310,
      312,
      313,
      314,
      314,
      315,
      316,
      317,
      318,
      319,
      320,
      321,
      322,
      323,
      324,
      325,
      326,
      327,
      328,
      329,
      330,
      331,
      332,
      333,
      334,
      335,
      336,
      337,
      338,
      339,
      341,
      343,
      345,
      346,
      347,
      348,
      349,
      350,
      351,
      352,
      353,
      354,
      355,
      356,
      357,
      358,
      359,
      359,
      359,
      360,
      361,
      362,
      362,
      362,
      363,
      363,
      363,
      363,
      364,
      364,
      365,
      365,
      366,
      366,
      366,
      366,
      366,
      365,
      364,
      364,
      363,
      362,
      361,
      360,
      359,
      359,
      358,
      358,
      358,
      357,
      357,
      356,
      356,
      355,
      354,
      354,
      353,
      352,
      351,
      350,
      349,
      348,
      348,
      347,
      346,
      345,
      344,
      343,
      342,
      340,
      340,
      339,
      338,
      337,
      336,
      335,
      334,
      333,
      332,
      331,
      331,
      331,
      331,
      331,
      331,
      331,
      331,
      330,
      329,
      328,
      327,
      326,
      325,
      324,
      323,
      322,
      322,
      321,
      320,
      319,
      318,
      317,
      316,
      315,
      315,
      314,
      314,
      313,
      312,
      312,
      311,
      310,
      310,
      309,
      308,
      307,
      307,
      306,
      306,
      305,
      305,
      304,
      303,
      302,
      301,
      300,
      299,
      298,
      297,
      296,
      295,
      295,
      294,
      293,
      293,
      292,
      291,
      290,
      289,
      288,
      287,
      286,
      286,
      285,
      285,
      284,
      283,
      281,
      280,
      280,
      279,
      278,
      277,
      276,
      275,
      274,
      274,
      274,
      273,
      272,
      272,
      271,
      271,
      271,
      270,
      270,
      269,
      268,
      268,
      268,
      268,
      268,
      267,
      267,
      267,
      266,
      266,
      266,
      266,
      266,
      266,
      267,
      267,
      268,
      269,
      269,
      269,
      269,
      270,
      270,
      270,
      270
    ]
  },
  "GOA": {
    "shapeX": [
      117,
      118,
      118,
      119,
      120,
      121,
      122,
      123,
      123,
      124,
      124,
      124,
      124,
      124,
      123,
      123,
      123,
      123,
      123,
      122,
      122,
      122,
      122,
      121,
      120,
      120,
      119,
      119,
      119,
      118,
      118,
      117,
      117,
      117,
      116,
      116,
      116,
      117,
      118
    ],
    "shapeY": [
      404,
      404,
      405,
      405,
      405,
      405,
      405,
      405,
      406,
      406,
      407,
      408,
      409,
      410,
      411,
      412,
      413,
      414,
      415,
      416,
      417,
      418,
      419,
      419,
      419,
      418,
      418,
      417,
      416,
      415,
      414,
      413,
      412,
      411,
      410,
      409,
      408,
      408,
      408
    ]
  },
  "GUJARAT": {
    "shapeX": [
      54,
      54,
      54,
      54,
      54,
      54,
      55,
      55,
      56,
      57,
      58,
      59,
      60,
      61,
      62,
      63,
      63,
      64,
      65,
      66,
      67,
      68,
      69,
      69,
      70,
      71,
      72,
      73,
      74,
      75,
      76,
      77,
      78,
      79,
      80,
      81,
      82,
      83,
      84,
      85,
      86,
      87,
      88,
      89,
      89,
      90,
      91,
      91,
      92,
      93,
      94,
      95,
      96,
      97,
      98,
      99,
      100,
      101,
      102,
      102,
      103,
      104,
      105,
      106,
      106,
      107,
      108,
      109,
      110,
      110,
      111,
      112,
      112,
      113,
      113,
      114,
      115,
      115,
      116,
      116,
      117,
      117,
      118,
      118,
      119,
      120,
      120,
      121,
      122,
      122,
      122,
      123,
      124,
      124,
      125,
      125,
      126,
      126,
      126,
      126,
      126,
      126,
      126,
      126,
      127,
      127,
      127,
      127,
      127,
      128,
      128,
      128,
      128,
      128,
      128,
      128,
      128,
      128,
      128,
      128,
      128,
      128,
      128,
      128,
      127,
      127,
      127,
      126,
      126,
      126,
      125,
      125,
      125,
      125,
      124,
      123,
      123,
      123,
      122,
      122,
      121,
      121,
      120,
      119,
      119,
      118,
      118,
      118,
      117,
      116,
      116,
      115,
      115,
      115,
      115,
      115,
      115,
      115,
      115,
      115,
      115,
      114,
      113,
      112,
      111,
      111,
      111,
      110,
      110,
      109,
      108,
      107,
      107,
      107,
      107,
      107,
      107,
      107,
      107,
      107,
      107,
      107,
      107,
      107,
      107,
      107,
      107,
      107,
      107,
      107,
      107,
      107,
      107,
      106,
      106,
      106,
      106,
      105,
      105,
      105,
      104,
      103,
      103,
      102,
      102,
      101,
      101,
      101,
      101,
      101,
      101,
      101,
      101,
      101,
      101,
      101,
      101,
      101,
      101,
      100,
      99,
      99,
      98,
      98,
      97,
      96,
      95,
      95,
      94,
      94,
      93,
      93,
      92,
      91,
      90,
      90,
      89,
      88,
      87,
      86,
      85,
      84,
      83,
      82,
      81,
      79,
      77,
      77,
      76,
      75,
      75,
      74,
      73,
      72,
      72,
      72,
      71,
      71,
      70,
      69,
      69,
      68,
      68,
      67,
      67,
      66,
      65,
      65,
      64,
      64,
      64,
      63,
      63,
      63,
      62,
      62,
      62,
      61,
      61,
      61,
      61,
      61,
      60,
      60,
      60,
      60,
      60,
      60,
      61,
      62,
      62,
      63,
      64,
      65,
      66,
      67,
      68,
      69,
      70,
      71,
      71,
      72,
      73,
      73,
      74,
      75,
      75,
      76,
      77,
      78,
      79,
      80,
      81,
      81,
      82,
      82,
      82,
      82,
      82,
      82,
      81,
      80,
      79,
      79,
      78,
      77,
      77,
      76,
      75,
      74,
      73,
      73,
      72,
      71,
      70,
      69,
      69,
      68,
      67,
      65,
      64,
      63,
      62,
      61,
      60,
      60,
      59,
      59,
      59,
      58,
      58,
      57,
      57,
      57,
      57,
      57,
      57,
      57,
      57,
      56,
      56,
      55,
      55,
      55,
      54,
      53,
      53,
      52,
      52,
      52,
      52
    ],
    "shapeY": [
      264,
      263,
      262,
      261,
      260,
      259,
      259,
      258,
      258,
      258,
      258,
      258,
      257,
      257,
      256,
      256,
      255,
      255,
      255,
      255,
      255,
      255,
      255,
      254,
      254,
      254,
      254,
      254,
      254,
      254,
      254,
      254,
      254,
      254,
      254,
      254,
      254,
      254,
      254,
      254,
      254,
      254,
      254,
      254,
      253,
      253,
      253,
      252,
      251,
      251,
      250,
      250,
      250,
      250,
      250,
      250,
      250,
      250,
      250,
      251,
      251,
      252,
      252,
      252,
      253,
      253,
      254,
      254,
      255,
      256,
      256,
      256,
      257,
      257,
      258,
      258,
      258,
      259,
      259,
      260,
      260,
      261,
      262,
      263,
      264,
      264,
      265,
      266,
      266,
      267,
      268,
      269,
      269,
      270,
      271,
      272,
      273,
      274,
      275,
      276,
      277,
      278,
      279,
      280,
      281,
      282,
      283,
      284,
      285,
      286,
      287,
      288,
      289,
      290,
      291,
      292,
      293,
      294,
      295,
      296,
      297,
      298,
      299,
      300,
      300,
      301,
      302,
      302,
      303,
      304,
      304,
      305,
      306,
      307,
      307,
      308,
      309,
      310,
      310,
      311,
      312,
      313,
      314,
      314,
      315,
      315,
      316,
      317,
      318,
      318,
      319,
      319,
      320,
      321,
      323,
      325,
      327,
      328,
      329,
      330,
      331,
      331,
      331,
      331,
      331,
      330,
      329,
      329,
      328,
      327,
      326,
      325,
      324,
      323,
      321,
      320,
      319,
      318,
      317,
      316,
      315,
      313,
      312,
      311,
      310,
      309,
      308,
      307,
      306,
      305,
      304,
      303,
      302,
      301,
      300,
      299,
      298,
      297,
      296,
      295,
      295,
      294,
      293,
      293,
      292,
      292,
      293,
      294,
      295,
      296,
      297,
      298,
      299,
      300,
      301,
      302,
      303,
      304,
      305,
      306,
      306,
      307,
      307,
      308,
      308,
      309,
      309,
      310,
      310,
      311,
      311,
      312,
      312,
      312,
      312,
      313,
      313,
      313,
      313,
      313,
      313,
      313,
      313,
      313,
      313,
      313,
      312,
      311,
      311,
      311,
      310,
      310,
      309,
      309,
      308,
      307,
      307,
      306,
      306,
      306,
      305,
      305,
      304,
      303,
      302,
      302,
      302,
      301,
      301,
      300,
      299,
      299,
      298,
      297,
      297,
      296,
      295,
      295,
      294,
      293,
      292,
      291,
      291,
      290,
      289,
      288,
      287,
      286,
      286,
      287,
      288,
      288,
      288,
      288,
      288,
      288,
      287,
      287,
      286,
      286,
      285,
      284,
      284,
      283,
      282,
      282,
      281,
      281,
      281,
      281,
      281,
      280,
      279,
      278,
      278,
      277,
      276,
      275,
      274,
      273,
      273,
      273,
      273,
      274,
      274,
      274,
      275,
      275,
      275,
      276,
      276,
      277,
      277,
      277,
      278,
      278,
      279,
      279,
      279,
      279,
      279,
      279,
      279,
      278,
      277,
      276,
      275,
      274,
      273,
      272,
      271,
      270,
      269,
      268,
      267,
      266,
      265,
      264,
      263,
      263,
      262,
      262,
      263,
      264,
      264,
      264,
      265,
      265,
      264,
      263,
      262
    ]
  },
  "MADHYA PRADESH": {
    "shapeX": [
      125,
      125,
      125,
      125,
      125,
      126,
      126,
      127,
      127,
      127,
      127,
      128,
      128,
      128,
      129,
      130,
      130,
      131,
      132,
      132,
      133,
      134,
      134,
      134,
      134,
      134,
      135,
      135,
      135,
      136,
      136,
      136,
      136,
      136,
      136,
      136,
      137,
      137,
      137,
      137,
      137,
      137,
      138,
      138,
      138,
      138,
      138,
      139,
      139,
      139,
      140,
      140,
      141,
      142,
      143,
      144,
      145,
      146,
      147,
      147,
      147,
      147,
      147,
      147,
      147,
      146,
      146,
      145,
      145,
      145,
      145,
      145,
      145,
      145,
      145,
      145,
      146,
      146,
      147,
      148,
      149,
      150,
      151,
      152,
      153,
      154,
      155,
      156,
      156,
      157,
      158,
      159,
      159,
      160,
      161,
      162,
      163,
      163,
      163,
      163,
      163,
      163,
      163,
      164,
      164,
      164,
      164,
      165,
      165,
      165,
      165,
      165,
      166,
      166,
      167,
      167,
      168,
      168,
      168,
      168,
      168,
      168,
      166,
      165,
      164,
      163,
      162,
      161,
      160,
      160,
      159,
      158,
      157,
      156,
      156,
      156,
      157,
      158,
      159,
      160,
      160,
      161,
      162,
      163,
      163,
      164,
      164,
      164,
      165,
      165,
      166,
      167,
      167,
      168,
      169,
      170,
      171,
      171,
      172,
      173,
      173,
      174,
      175,
      176,
      177,
      178,
      179,
      180,
      181,
      182,
      183,
      184,
      185,
      186,
      187,
      188,
      188,
      188,
      188,
      188,
      188,
      188,
      188,
      188,
      188,
      188,
      188,
      188,
      188,
      188,
      188,
      187,
      187,
      187,
      187,
      187,
      186,
      186,
      186,
      185,
      185,
      184,
      183,
      183,
      182,
      182,
      181,
      181,
      181,
      180,
      180,
      179,
      179,
      179,
      179,
      179,
      180,
      180,
      180,
      181,
      181,
      182,
      182,
      183,
      183,
      184,
      184,
      185,
      186,
      187,
      188,
      189,
      190,
      191,
      191,
      191,
      191,
      191,
      191,
      191,
      190,
      190,
      190,
      190,
      190,
      190,
      190,
      190,
      191,
      192,
      193,
      194,
      195,
      196,
      197,
      198,
      198,
      199,
      200,
      201,
      202,
      203,
      204,
      205,
      206,
      208,
      210,
      211,
      212,
      213,
      214,
      215,
      216,
      217,
      218,
      219,
      219,
      220,
      221,
      222,
      223,
      224,
      225,
      226,
      227,
      228,
      230,
      231,
      232,
      233,
      234,
      235,
      236,
      236,
      237,
      237,
      238,
      238,
      239,
      239,
      240,
      240,
      240,
      240,
      240,
      240,
      240,
      240,
      240,
      239,
      238,
      237,
      236,
      235,
      234,
      233,
      232,
      231,
      230,
      229,
      228,
      227,
      227,
      226,
      225,
      224,
      223,
      223,
      222,
      222,
      222,
      222,
      222,
      223,
      224,
      225,
      226,
      226,
      227,
      228,
      228,
      228,
      228,
      228,
      228,
      228,
      228,
      228,
      227,
      227,
      227,
      226,
      225,
      225,
      225,
      224,
      224,
      223,
      223,
      222,
      221,
      221,
      220,
      220,
      220,
      219,
      219,
      219,
      218,
      217,
      217,
      216,
      216,
      215,
      215,
      214,
      213,
      213,
      213,
      213,
      213,
      213,
      212,
      212,
      212,
      211,
      211,
      210,
      210,
      209,
      208,
      207,
      206,
      205,
      204,
      203,
      202,
      201,
      200,
      199,
      199,
      198,
      198,
      197,
      196,
      195,
      194,
      193,
      192,
      191,
      190,
      188,
      187,
      186,
      185,
      184,
      183,
      182,
      181,
      180,
      179,
      178,
      177,
      176,
      175,
      175,
      174,
      173,
      172,
      171,
      170,
      169,
      169,
      168,
      167,
      167,
      166,
      166,
      165,
      164,
      163,
      163,
      162,
      162,
      161,
      161,
      161,
      160,
      159,
      159,
      158,
      157,
      157,
      157,
      156,
      155,
      154,
      154,
      153,
      152,
      150,
      149,
      149,
      148,
      147,
      146,
      145,
      145,
      144,
      143,
      142,
      141,
      140,
      139,
      138,
      137,
      136,
      135,
      134,
      133,
      132,
      132,
      131,
      131,
      130,
      130,
      129,
      128,
      128,
      127,
      127,
      126,
      126,
      125,
      125,
      124,
      124,
      124,
      124,
      124
    ],
    "shapeY": [
      294,
      293,
      292,
      291,
      289,
      289,
      288,
      287,
      286,
      285,
      284,
      284,
      283,
      282,
      281,
      281,
      280,
      280,
      280,
      279,
      279,
      277,
      276,
      275,
      274,
      273,
      272,
      271,
      270,
      270,
      269,
      268,
      267,
      266,
      265,
      264,
      264,
      263,
      262,
      261,
      260,
      259,
      258,
      257,
      256,
      255,
      254,
      254,
      253,
      252,
      252,
      251,
      251,
      251,
      251,
      251,
      251,
      251,
      251,
      252,
      253,
      254,
      255,
      256,
      257,
      257,
      258,
      258,
      259,
      260,
      261,
      262,
      263,
      264,
      265,
      266,
      266,
      267,
      267,
      267,
      267,
      267,
      267,
      267,
      266,
      266,
      265,
      265,
      264,
      264,
      264,
      264,
      263,
      263,
      263,
      262,
      262,
      261,
      260,
      259,
      258,
      257,
      256,
      256,
      255,
      254,
      253,
      253,
      252,
      251,
      250,
      249,
      249,
      248,
      248,
      247,
      247,
      246,
      245,
      244,
      243,
      242,
      242,
      242,
      241,
      241,
      241,
      240,
      240,
      239,
      239,
      239,
      239,
      239,
      238,
      237,
      237,
      237,
      236,
      236,
      235,
      235,
      234,
      234,
      233,
      233,
      232,
      231,
      231,
      230,
      230,
      229,
      228,
      227,
      227,
      226,
      226,
      225,
      225,
      224,
      223,
      223,
      222,
      222,
      222,
      222,
      221,
      221,
      221,
      220,
      219,
      219,
      219,
      219,
      219,
      219,
      220,
      221,
      222,
      223,
      224,
      225,
      226,
      227,
      228,
      229,
      230,
      231,
      232,
      233,
      234,
      234,
      235,
      236,
      237,
      238,
      238,
      239,
      240,
      240,
      241,
      241,
      241,
      242,
      242,
      243,
      243,
      244,
      245,
      245,
      246,
      246,
      247,
      248,
      249,
      250,
      251,
      252,
      253,
      253,
      254,
      254,
      255,
      256,
      257,
      257,
      258,
      258,
      258,
      258,
      258,
      258,
      258,
      258,
      256,
      255,
      254,
      253,
      252,
      251,
      251,
      250,
      249,
      248,
      247,
      246,
      245,
      244,
      244,
      244,
      244,
      244,
      244,
      244,
      245,
      245,
      246,
      246,
      246,
      246,
      246,
      246,
      246,
      246,
      247,
      247,
      247,
      247,
      248,
      248,
      248,
      249,
      249,
      249,
      249,
      249,
      250,
      250,
      250,
      250,
      250,
      250,
      250,
      250,
      250,
      250,
      251,
      251,
      251,
      251,
      251,
      252,
      252,
      253,
      254,
      255,
      255,
      256,
      257,
      258,
      259,
      261,
      262,
      263,
      264,
      265,
      266,
      267,
      268,
      268,
      268,
      268,
      268,
      268,
      268,
      268,
      268,
      268,
      269,
      269,
      269,
      269,
      270,
      270,
      270,
      270,
      270,
      271,
      271,
      272,
      273,
      274,
      275,
      275,
      275,
      275,
      275,
      276,
      276,
      276,
      277,
      278,
      279,
      280,
      281,
      282,
      283,
      284,
      285,
      286,
      287,
      287,
      288,
      289,
      290,
      290,
      291,
      291,
      292,
      292,
      293,
      294,
      294,
      295,
      296,
      296,
      297,
      298,
      298,
      298,
      299,
      300,
      301,
      301,
      302,
      302,
      302,
      303,
      305,
      306,
      307,
      308,
      309,
      310,
      311,
      311,
      312,
      312,
      313,
      313,
      313,
      313,
      313,
      313,
      313,
      313,
      312,
      312,
      311,
      311,
      310,
      310,
      309,
      309,
      308,
      308,
      308,
      307,
      307,
      307,
      307,
      307,
      307,
      307,
      307,
      308,
      308,
      308,
      308,
      308,
      308,
      308,
      308,
      308,
      308,
      309,
      309,
      309,
      309,
      309,
      309,
      309,
      308,
      308,
      307,
      306,
      306,
      305,
      305,
      305,
      305,
      306,
      306,
      307,
      307,
      308,
      309,
      309,
      310,
      311,
      311,
      312,
      313,
      314,
      314,
      314,
      314,
      313,
      313,
      312,
      310,
      310,
      309,
      309,
      308,
      308,
      307,
      306,
      306,
      306,
      306,
      306,
      306,
      306,
      306,
      306,
      306,
      306,
      306,
      306,
      305,
      304,
      304,
      302,
      301,
      300,
      300,
      299,
      298,
      298,
      297,
      297,
      296,
      295,
      294,
      294,
      293,
      292,
      291,
      290
    ]
  },
  "MAHARASHTRA": {
    "shapeX": [
      107,
      108,
      109,
      110,
      110,
      111,
      112,
      113,
      114,
      114,
      114,
      115,
      115,
      115,
      116,
      117,
      118,
      118,
      119,
      120,
      121,
      122,
      123,
      123,
      124,
      124,
      125,
      125,
      126,
      126,
      126,
      126,
      126,
      126,
      126,
      125,
      125,
      125,
      125,
      125,
      125,
      124,
      124,
      124,
      124,
      124,
      124,
      124,
      125,
      126,
      127,
      128,
      128,
      129,
      130,
      131,
      132,
      133,
      134,
      134,
      135,
      136,
      137,
      138,
      138,
      139,
      140,
      141,
      141,
      142,
      143,
      144,
      144,
      145,
      145,
      146,
      146,
      147,
      147,
      148,
      149,
      150,
      151,
      152,
      153,
      154,
      154,
      155,
      156,
      157,
      158,
      159,
      159,
      160,
      160,
      161,
      162,
      163,
      164,
      165,
      166,
      167,
      168,
      169,
      170,
      171,
      172,
      173,
      173,
      174,
      175,
      176,
      177,
      178,
      179,
      180,
      181,
      182,
      183,
      184,
      185,
      186,
      187,
      188,
      190,
      191,
      192,
      193,
      194,
      195,
      196,
      197,
      198,
      199,
      200,
      201,
      202,
      203,
      204,
      205,
      206,
      207,
      207,
      208,
      208,
      209,
      209,
      209,
      209,
      210,
      210,
      210,
      211,
      211,
      211,
      211,
      211,
      211,
      211,
      211,
      211,
      211,
      211,
      211,
      211,
      211,
      211,
      211,
      210,
      210,
      210,
      210,
      210,
      210,
      210,
      209,
      209,
      209,
      209,
      209,
      209,
      209,
      209,
      209,
      208,
      208,
      208,
      208,
      207,
      207,
      207,
      206,
      205,
      204,
      204,
      204,
      203,
      203,
      202,
      201,
      200,
      199,
      198,
      196,
      195,
      194,
      193,
      192,
      191,
      190,
      189,
      188,
      187,
      186,
      185,
      184,
      183,
      182,
      181,
      180,
      180,
      180,
      181,
      181,
      180,
      179,
      178,
      177,
      176,
      176,
      175,
      174,
      173,
      172,
      171,
      171,
      171,
      171,
      171,
      170,
      170,
      169,
      168,
      167,
      167,
      166,
      165,
      164,
      163,
      162,
      161,
      160,
      159,
      158,
      157,
      156,
      155,
      154,
      154,
      152,
      152,
      151,
      151,
      150,
      150,
      150,
      149,
      149,
      149,
      149,
      149,
      148,
      147,
      147,
      146,
      146,
      145,
      144,
      143,
      142,
      141,
      140,
      139,
      139,
      138,
      137,
      136,
      135,
      134,
      134,
      133,
      132,
      131,
      131,
      131,
      130,
      130,
      130,
      129,
      129,
      129,
      128,
      128,
      127,
      127,
      126,
      126,
      126,
      125,
      124,
      123,
      123,
      122,
      122,
      123,
      123,
      124,
      124,
      124,
      124,
      124,
      124,
      123,
      122,
      121,
      120,
      119,
      118,
      118,
      117,
      117,
      116,
      116,
      115,
      115,
      114,
      114,
      113,
      113,
      113,
      112,
      112,
      112,
      112,
      112,
      112,
      112,
      112,
      112,
      112,
      112,
      112,
      112,
      112,
      112,
      112,
      112,
      112,
      111,
      111,
      110,
      110,
      110,
      110,
      110,
      109,
      109,
      109,
      109,
      109,
      109,
      109,
      109,
      109,
      109,
      109,
      109,
      109,
      109,
      109,
      109,
      108,
      108,
      108,
      108,
      107,
      107,
      106,
      106,
      106,
      106,
      106,
      105,
      105,
      105,
      105,
      105,
      105,
      105,
      105,
      105,
      105,
      105,
      106,
      106,
      107,
      107,
      108,
      109,
      109
    ],
    "shapeY": [
      327,
      327,
      327,
      327,
      328,
      328,
      328,
      329,
      329,
      328,
      327,
      327,
      326,
      325,
      324,
      323,
      322,
      321,
      321,
      321,
      320,
      319,
      318,
      317,
      317,
      316,
      316,
      315,
      315,
      314,
      313,
      312,
      311,
      310,
      309,
      309,
      308,
      307,
      306,
      305,
      304,
      304,
      303,
      302,
      301,
      300,
      299,
      298,
      298,
      298,
      298,
      298,
      299,
      299,
      299,
      300,
      300,
      301,
      301,
      302,
      302,
      302,
      302,
      302,
      303,
      303,
      303,
      303,
      304,
      304,
      304,
      304,
      305,
      305,
      306,
      306,
      307,
      307,
      308,
      308,
      308,
      308,
      308,
      308,
      308,
      308,
      309,
      309,
      310,
      310,
      310,
      309,
      308,
      308,
      307,
      307,
      307,
      306,
      306,
      306,
      306,
      306,
      306,
      306,
      306,
      306,
      306,
      306,
      307,
      307,
      307,
      307,
      307,
      307,
      307,
      307,
      307,
      307,
      307,
      307,
      307,
      307,
      307,
      307,
      307,
      307,
      307,
      307,
      307,
      307,
      307,
      307,
      307,
      307,
      307,
      307,
      307,
      308,
      308,
      308,
      309,
      309,
      310,
      310,
      311,
      311,
      312,
      313,
      314,
      314,
      315,
      316,
      316,
      317,
      318,
      319,
      320,
      321,
      322,
      323,
      324,
      325,
      326,
      327,
      328,
      329,
      330,
      331,
      332,
      333,
      334,
      335,
      336,
      337,
      338,
      339,
      340,
      341,
      342,
      343,
      344,
      345,
      346,
      347,
      347,
      348,
      349,
      350,
      350,
      351,
      352,
      352,
      352,
      352,
      351,
      350,
      350,
      349,
      349,
      348,
      347,
      346,
      345,
      344,
      344,
      343,
      343,
      342,
      342,
      341,
      341,
      341,
      341,
      341,
      341,
      341,
      341,
      341,
      341,
      341,
      342,
      343,
      344,
      345,
      345,
      347,
      348,
      349,
      349,
      350,
      351,
      352,
      352,
      353,
      354,
      355,
      356,
      357,
      358,
      358,
      359,
      359,
      360,
      360,
      361,
      361,
      361,
      362,
      362,
      363,
      364,
      364,
      365,
      365,
      365,
      366,
      366,
      366,
      367,
      367,
      368,
      368,
      369,
      369,
      370,
      371,
      372,
      373,
      374,
      375,
      376,
      377,
      377,
      378,
      378,
      379,
      380,
      380,
      380,
      380,
      381,
      381,
      381,
      382,
      382,
      382,
      383,
      384,
      384,
      385,
      385,
      386,
      386,
      387,
      388,
      388,
      389,
      390,
      391,
      392,
      393,
      393,
      394,
      394,
      395,
      395,
      396,
      397,
      398,
      399,
      399,
      400,
      400,
      401,
      403,
      404,
      405,
      406,
      407,
      408,
      409,
      408,
      408,
      407,
      406,
      405,
      405,
      404,
      403,
      403,
      402,
      402,
      401,
      401,
      400,
      400,
      399,
      399,
      398,
      397,
      396,
      395,
      394,
      393,
      392,
      391,
      390,
      389,
      387,
      386,
      385,
      384,
      383,
      382,
      381,
      380,
      379,
      378,
      378,
      377,
      377,
      376,
      375,
      374,
      373,
      372,
      371,
      370,
      369,
      368,
      367,
      366,
      365,
      364,
      362,
      361,
      360,
      358,
      357,
      355,
      354,
      353,
      352,
      351,
      350,
      349,
      348,
      348,
      347,
      346,
      345,
      344,
      343,
      342,
      341,
      339,
      338,
      337,
      336,
      335,
      334,
      333,
      332,
      332,
      331,
      331,
      330,
      329,
      329,
      328
    ]
  },
  "ANDHRA PRADESH": {
    "shapeX": [
      186,
      185,
      185,
      185,
      185,
      185,
      184,
      184,
      183,
      183,
      182,
      182,
      181,
      181,
      180,
      179,
      179,
      178,
      178,
      177,
      177,
      176,
      175,
      175,
      175,
      175,
      175,
      175,
      175,
      175,
      175,
      174,
      174,
      174,
      174,
      174,
      173,
      173,
      173,
      173,
      173,
      173,
      173,
      173,
      173,
      173,
      173,
      173,
      172,
      172,
      172,
      172,
      172,
      171,
      171,
      171,
      171,
      171,
      171,
      171,
      171,
      171,
      171,
      171,
      170,
      170,
      170,
      170,
      170,
      170,
      170,
      170,
      170,
      169,
      169,
      169,
      169,
      169,
      168,
      168,
      168,
      167,
      167,
      166,
      166,
      165,
      165,
      164,
      163,
      163,
      162,
      162,
      161,
      161,
      160,
      160,
      160,
      160,
      160,
      160,
      160,
      160,
      160,
      161,
      161,
      162,
      162,
      163,
      163,
      164,
      164,
      165,
      166,
      167,
      167,
      168,
      169,
      170,
      170,
      171,
      171,
      172,
      173,
      173,
      173,
      173,
      173,
      173,
      173,
      174,
      175,
      176,
      177,
      178,
      179,
      180,
      181,
      182,
      182,
      183,
      183,
      183,
      183,
      183,
      183,
      183,
      183,
      183,
      183,
      183,
      184,
      184,
      184,
      184,
      185,
      185,
      186,
      186,
      187,
      188,
      189,
      190,
      191,
      192,
      193,
      194,
      195,
      196,
      197,
      198,
      198,
      198,
      199,
      200,
      201,
      201,
      202,
      202,
      203,
      203,
      204,
      204,
      205,
      205,
      205,
      205,
      205,
      205,
      205,
      205,
      205,
      205,
      205,
      205,
      205,
      205,
      205,
      205,
      205,
      205,
      206,
      206,
      206,
      206,
      207,
      207,
      207,
      207,
      208,
      209,
      209,
      210,
      210,
      210,
      211,
      211,
      212,
      212,
      213,
      213,
      213,
      213,
      214,
      214,
      215,
      215,
      216,
      217,
      217,
      218,
      218,
      219,
      220,
      221,
      221,
      222,
      222,
      224,
      225,
      226,
      227,
      228,
      229,
      230,
      231,
      231,
      232,
      233,
      233,
      234,
      234,
      234,
      234,
      234,
      235,
      235,
      235,
      235,
      235,
      236,
      236,
      237,
      237,
      238,
      238,
      239,
      239,
      240,
      240,
      241,
      242,
      242,
      243,
      243,
      243,
      244,
      244,
      245,
      245,
      246,
      246,
      246,
      247,
      247,
      248,
      248,
      249,
      250,
      250,
      251,
      252,
      253,
      254,
      255,
      256,
      256,
      257,
      258,
      258,
      259,
      259,
      260,
      261,
      261,
      261,
      260,
      259,
      258,
      257,
      256,
      255,
      254,
      253,
      252,
      251,
      251,
      250,
      249,
      248,
      247,
      246,
      246,
      245,
      245,
      244,
      244,
      243,
      243,
      242,
      241,
      241,
      240,
      239,
      238,
      237,
      236,
      235,
      234,
      233,
      232,
      231,
      231,
      230,
      230,
      229,
      228,
      227,
      226,
      225,
      224,
      223,
      223,
      222,
      222,
      221,
      220,
      219,
      218,
      217,
      216,
      215,
      215,
      214,
      214,
      213,
      212,
      212,
      212,
      211,
      211,
      210,
      210,
      209,
      209,
      208,
      207,
      207,
      206,
      206,
      205,
      204,
      204,
      203,
      203,
      202,
      202,
      202,
      202,
      202,
      202,
      201,
      200,
      200,
      199,
      198,
      197,
      196,
      195,
      194,
      193,
      192,
      191,
      190,
      189,
      188,
      187,
      187,
      186,
      185,
      185,
      185,
      185,
      184,
      184
    ],
    "shapeY": [
      338,
      338,
      339,
      340,
      341,
      342,
      342,
      343,
      344,
      345,
      346,
      347,
      347,
      348,
      348,
      348,
      349,
      349,
      350,
      350,
      351,
      351,
      352,
      353,
      354,
      355,
      356,
      357,
      358,
      359,
      360,
      360,
      361,
      362,
      363,
      364,
      364,
      365,
      366,
      367,
      368,
      369,
      370,
      371,
      372,
      373,
      374,
      375,
      376,
      377,
      378,
      379,
      380,
      380,
      381,
      382,
      384,
      386,
      387,
      388,
      389,
      390,
      391,
      392,
      393,
      394,
      395,
      396,
      397,
      398,
      399,
      400,
      401,
      402,
      403,
      404,
      405,
      406,
      406,
      407,
      408,
      408,
      409,
      410,
      411,
      411,
      412,
      412,
      412,
      413,
      413,
      414,
      415,
      416,
      417,
      418,
      420,
      421,
      422,
      423,
      424,
      425,
      426,
      426,
      427,
      427,
      428,
      428,
      429,
      429,
      430,
      430,
      430,
      430,
      431,
      431,
      431,
      431,
      432,
      432,
      433,
      433,
      433,
      434,
      435,
      436,
      437,
      438,
      439,
      439,
      440,
      441,
      441,
      442,
      443,
      443,
      443,
      444,
      445,
      445,
      446,
      447,
      448,
      449,
      450,
      451,
      452,
      453,
      454,
      455,
      455,
      454,
      453,
      452,
      452,
      451,
      451,
      450,
      450,
      450,
      450,
      450,
      450,
      450,
      450,
      450,
      450,
      450,
      450,
      450,
      449,
      448,
      447,
      446,
      446,
      445,
      445,
      444,
      444,
      443,
      443,
      442,
      442,
      441,
      440,
      439,
      438,
      437,
      436,
      435,
      434,
      433,
      432,
      431,
      430,
      428,
      427,
      426,
      424,
      423,
      423,
      422,
      421,
      420,
      420,
      419,
      418,
      416,
      416,
      415,
      414,
      414,
      413,
      412,
      411,
      410,
      410,
      409,
      409,
      408,
      407,
      406,
      406,
      405,
      405,
      404,
      403,
      403,
      402,
      402,
      401,
      401,
      400,
      400,
      399,
      399,
      398,
      398,
      398,
      398,
      397,
      397,
      396,
      395,
      395,
      394,
      394,
      394,
      393,
      393,
      392,
      391,
      390,
      389,
      388,
      387,
      386,
      385,
      384,
      383,
      382,
      382,
      381,
      381,
      380,
      380,
      379,
      379,
      378,
      378,
      378,
      377,
      377,
      376,
      375,
      374,
      373,
      372,
      371,
      371,
      370,
      369,
      369,
      368,
      367,
      366,
      366,
      365,
      364,
      363,
      362,
      361,
      361,
      360,
      359,
      358,
      358,
      358,
      357,
      357,
      356,
      356,
      355,
      354,
      353,
      353,
      353,
      353,
      353,
      353,
      353,
      353,
      353,
      353,
      353,
      354,
      355,
      355,
      356,
      357,
      358,
      359,
      359,
      360,
      361,
      362,
      362,
      363,
      364,
      364,
      365,
      365,
      365,
      365,
      365,
      366,
      366,
      366,
      366,
      366,
      366,
      367,
      367,
      368,
      368,
      368,
      369,
      369,
      369,
      370,
      370,
      371,
      371,
      372,
      372,
      372,
      372,
      372,
      371,
      370,
      369,
      368,
      367,
      366,
      365,
      365,
      364,
      363,
      363,
      362,
      361,
      360,
      360,
      359,
      359,
      359,
      358,
      358,
      357,
      357,
      356,
      355,
      355,
      354,
      353,
      352,
      351,
      350,
      349,
      348,
      347,
      346,
      345,
      345,
      344,
      344,
      344,
      344,
      344,
      344,
      344,
      343,
      343,
      343,
      343,
      343,
      342,
      342,
      341,
      340,
      339,
      338,
      338,
      337
    ]
  },
  "KARNATAKA": {
    "shapeX": [
      167,
      166,
      165,
      165,
      165,
      165,
      164,
      164,
      164,
      164,
      164,
      163,
      162,
      161,
      160,
      159,
      158,
      157,
      157,
      156,
      156,
      155,
      155,
      154,
      153,
      152,
      152,
      151,
      151,
      150,
      149,
      148,
      147,
      146,
      146,
      145,
      144,
      143,
      143,
      142,
      142,
      141,
      140,
      140,
      139,
      139,
      138,
      138,
      137,
      136,
      135,
      135,
      134,
      133,
      132,
      132,
      131,
      131,
      130,
      130,
      130,
      129,
      128,
      128,
      128,
      127,
      127,
      127,
      126,
      126,
      126,
      125,
      125,
      125,
      125,
      125,
      125,
      125,
      125,
      125,
      125,
      125,
      125,
      125,
      125,
      125,
      125,
      125,
      126,
      126,
      126,
      126,
      126,
      126,
      126,
      126,
      126,
      126,
      126,
      126,
      126,
      126,
      126,
      126,
      126,
      127,
      127,
      127,
      128,
      128,
      129,
      129,
      129,
      129,
      129,
      130,
      130,
      131,
      131,
      132,
      132,
      133,
      133,
      133,
      133,
      133,
      133,
      133,
      134,
      134,
      135,
      135,
      136,
      137,
      137,
      138,
      138,
      139,
      140,
      141,
      141,
      142,
      142,
      143,
      145,
      145,
      146,
      147,
      147,
      147,
      148,
      148,
      149,
      149,
      150,
      151,
      152,
      153,
      154,
      155,
      156,
      157,
      157,
      158,
      159,
      160,
      161,
      162,
      163,
      164,
      164,
      164,
      165,
      165,
      166,
      166,
      166,
      167,
      168,
      168,
      169,
      170,
      170,
      170,
      171,
      172,
      172,
      173,
      173,
      173,
      173,
      173,
      173,
      173,
      173,
      173,
      174,
      174,
      175,
      175,
      176,
      176,
      177,
      178,
      178,
      179,
      179,
      180,
      180,
      180,
      180,
      180,
      179,
      179,
      178,
      178,
      177,
      176,
      175,
      175,
      174,
      173,
      172,
      171,
      170,
      169,
      168,
      167,
      166,
      165,
      164,
      163,
      162,
      162,
      161,
      161,
      161,
      160,
      160,
      159,
      159,
      159,
      159,
      159,
      159,
      159,
      159,
      160,
      160,
      160,
      160,
      160,
      160,
      161,
      161,
      161,
      162,
      162,
      162,
      162,
      162,
      163,
      163,
      163,
      163,
      163,
      163,
      163,
      163,
      163,
      164,
      164,
      165,
      166,
      167,
      168,
      169,
      169,
      169,
      169,
      169,
      169,
      169,
      169,
      169,
      168,
      168,
      168,
      168,
      168,
      168,
      168,
      168,
      169,
      169,
      169,
      169,
      169,
      169,
      169,
      169,
      170,
      170,
      170,
      170,
      170,
      170,
      170,
      171,
      171,
      171,
      171,
      171,
      172,
      172,
      172,
      172,
      172,
      171,
      170,
      169,
      169,
      169,
      169,
      168,
      167,
      167,
      166
    ],
    "shapeY": [
      361,
      361,
      361,
      362,
      363,
      364,
      364,
      365,
      366,
      367,
      368,
      368,
      369,
      369,
      369,
      370,
      370,
      370,
      371,
      371,
      372,
      372,
      373,
      373,
      374,
      375,
      376,
      376,
      377,
      377,
      378,
      378,
      378,
      378,
      377,
      377,
      377,
      377,
      378,
      379,
      380,
      380,
      380,
      381,
      381,
      382,
      382,
      383,
      384,
      384,
      384,
      385,
      385,
      386,
      386,
      387,
      387,
      388,
      389,
      390,
      391,
      391,
      391,
      392,
      393,
      393,
      394,
      395,
      395,
      396,
      397,
      397,
      398,
      399,
      401,
      402,
      403,
      404,
      405,
      406,
      407,
      408,
      409,
      410,
      411,
      412,
      413,
      414,
      415,
      418,
      421,
      422,
      423,
      424,
      425,
      426,
      427,
      428,
      429,
      431,
      432,
      433,
      434,
      435,
      436,
      436,
      437,
      438,
      438,
      440,
      440,
      441,
      442,
      443,
      444,
      444,
      445,
      446,
      448,
      449,
      450,
      450,
      451,
      452,
      453,
      454,
      455,
      456,
      457,
      458,
      458,
      459,
      460,
      460,
      461,
      461,
      462,
      462,
      463,
      464,
      465,
      465,
      466,
      466,
      468,
      469,
      471,
      471,
      472,
      473,
      473,
      474,
      474,
      475,
      475,
      475,
      475,
      475,
      476,
      476,
      476,
      476,
      477,
      477,
      477,
      477,
      477,
      477,
      477,
      477,
      476,
      475,
      475,
      474,
      474,
      473,
      472,
      472,
      472,
      471,
      470,
      470,
      469,
      468,
      468,
      467,
      466,
      466,
      465,
      464,
      463,
      462,
      461,
      460,
      459,
      458,
      458,
      457,
      457,
      456,
      456,
      455,
      455,
      455,
      454,
      454,
      453,
      452,
      451,
      450,
      449,
      448,
      447,
      446,
      446,
      445,
      443,
      442,
      442,
      441,
      441,
      440,
      440,
      440,
      440,
      440,
      440,
      440,
      440,
      440,
      439,
      439,
      439,
      438,
      438,
      437,
      436,
      435,
      434,
      434,
      433,
      432,
      431,
      430,
      429,
      428,
      427,
      426,
      425,
      424,
      423,
      422,
      421,
      421,
      420,
      419,
      419,
      418,
      417,
      415,
      414,
      412,
      411,
      410,
      409,
      408,
      407,
      406,
      405,
      404,
      404,
      403,
      403,
      402,
      401,
      401,
      400,
      399,
      398,
      397,
      396,
      395,
      394,
      393,
      392,
      391,
      390,
      389,
      388,
      387,
      386,
      385,
      384,
      384,
      383,
      382,
      381,
      380,
      379,
      378,
      377,
      376,
      375,
      374,
      373,
      371,
      368,
      367,
      366,
      365,
      364,
      363,
      362,
      362,
      361,
      360,
      359,
      358,
      358,
      358,
      358,
      359,
      360,
      361,
      361,
      361,
      362,
      362
    ]
  },
  "KERALA": {
    "shapeX": [
      131,
      132,
      133,
      134,
      134,
      134,
      135,
      135,
      136,
      137,
      137,
      138,
      139,
      140,
      141,
      142,
      142,
      143,
      143,
      144,
      145,
      145,
      146,
      146,
      147,
      147,
      147,
      148,
      149,
      149,
      150,
      151,
      151,
      152,
      152,
      153,
      153,
      154,
      154,
      154,
      155,
      155,
      156,
      156,
      156,
      157,
      157,
      158,
      158,
      158,
      158,
      158,
      159,
      159,
      159,
      160,
      160,
      160,
      161,
      161,
      161,
      161,
      161,
      161,
      162,
      162,
      162,
      163,
      163,
      163,
      163,
      163,
      164,
      164,
      165,
      165,
      165,
      165,
      165,
      165,
      165,
      165,
      165,
      165,
      165,
      164,
      164,
      164,
      163,
      163,
      162,
      161,
      160,
      159,
      158,
      157,
      156,
      155,
      155,
      154,
      153,
      152,
      151,
      151,
      151,
      151,
      150,
      150,
      150,
      150,
      150,
      150,
      150,
      150,
      150,
      150,
      150,
      150,
      150,
      150,
      149,
      149,
      148,
      148,
      147,
      147,
      146,
      146,
      145,
      145,
      145,
      145,
      144,
      144,
      143,
      143,
      143,
      143,
      142,
      142,
      142,
      142,
      142,
      142,
      142,
      141,
      141,
      140,
      140,
      139,
      139,
      138,
      138,
      137,
      137,
      137,
      136,
      136,
      136,
      136,
      136,
      136,
      135,
      135,
      135
    ],
    "shapeY": [
      458,
      458,
      459,
      459,
      460,
      461,
      462,
      463,
      463,
      464,
      465,
      465,
      465,
      466,
      466,
      466,
      467,
      467,
      468,
      469,
      469,
      470,
      470,
      471,
      471,
      472,
      473,
      473,
      473,
      474,
      475,
      476,
      477,
      477,
      478,
      478,
      479,
      480,
      481,
      482,
      483,
      484,
      485,
      486,
      487,
      487,
      488,
      488,
      489,
      490,
      491,
      492,
      492,
      494,
      497,
      498,
      499,
      500,
      500,
      501,
      502,
      503,
      504,
      505,
      505,
      506,
      507,
      507,
      508,
      509,
      510,
      511,
      512,
      513,
      514,
      515,
      516,
      517,
      518,
      519,
      520,
      521,
      522,
      523,
      524,
      525,
      526,
      527,
      528,
      529,
      529,
      529,
      529,
      529,
      529,
      529,
      529,
      529,
      528,
      527,
      525,
      525,
      523,
      522,
      521,
      520,
      520,
      519,
      518,
      517,
      516,
      515,
      514,
      513,
      512,
      511,
      510,
      509,
      508,
      507,
      507,
      506,
      505,
      503,
      502,
      501,
      500,
      499,
      499,
      498,
      497,
      496,
      495,
      493,
      492,
      491,
      490,
      489,
      488,
      487,
      486,
      485,
      484,
      483,
      481,
      480,
      479,
      477,
      476,
      475,
      474,
      473,
      472,
      472,
      471,
      470,
      470,
      469,
      468,
      467,
      466,
      465,
      465,
      464,
      463
    ]
  },
  "PUDUCHERRY": {
    "shapeX": [
      207,
      206,
      206,
      206,
      205,
      205,
      205,
      206,
      206,
      206,
      206
    ],
    "shapeY": [
      443,
      443,
      444,
      445,
      445,
      446,
      447,
      447,
      446,
      445,
      444
    ]
  },
  "TAMIL NADU": {
    "shapeX": [
      206,
      206,
      205,
      205,
      205,
      204,
      204,
      203,
      202,
      201,
      201,
      200,
      199,
      198,
      197,
      196,
      195,
      194,
      193,
      192,
      192,
      191,
      190,
      190,
      189,
      188,
      187,
      186,
      185,
      185,
      184,
      183,
      182,
      182,
      181,
      181,
      180,
      179,
      178,
      177,
      176,
      175,
      174,
      173,
      172,
      171,
      170,
      170,
      170,
      170,
      170,
      170,
      170,
      170,
      170,
      170,
      170,
      170,
      170,
      170,
      170,
      170,
      170,
      169,
      168,
      167,
      166,
      165,
      164,
      163,
      162,
      161,
      160,
      159,
      158,
      157,
      156,
      156,
      156,
      156,
      156,
      156,
      155,
      154,
      153,
      152,
      152,
      152,
      152,
      152,
      152,
      153,
      154,
      155,
      156,
      156,
      156,
      156,
      156,
      156,
      156,
      156,
      156,
      157,
      157,
      159,
      159,
      160,
      160,
      160,
      161,
      162,
      162,
      162,
      162,
      162,
      162,
      162,
      163,
      163,
      163,
      163,
      163,
      164,
      164,
      164,
      164,
      164,
      164,
      164,
      164,
      164,
      164,
      164,
      163,
      163,
      163,
      162,
      162,
      161,
      161,
      161,
      161,
      161,
      161,
      161,
      161,
      161,
      161,
      161,
      162,
      163,
      164,
      165,
      166,
      167,
      168,
      168,
      168,
      169,
      169,
      170,
      171,
      171,
      172,
      173,
      173,
      174,
      174,
      175,
      176,
      176,
      177,
      177,
      177,
      177,
      178,
      178,
      178,
      179,
      179,
      180,
      180,
      181,
      181,
      182,
      182,
      183,
      184,
      185,
      186,
      186,
      187,
      188,
      189,
      190,
      191,
      192,
      193,
      193,
      192,
      191,
      191,
      190,
      189,
      188,
      187,
      186,
      186,
      186,
      188,
      189,
      190,
      190,
      191,
      192,
      193,
      193,
      193,
      193,
      193,
      193,
      193,
      194,
      194,
      195,
      196,
      197,
      198,
      199,
      200,
      201,
      201,
      201,
      201,
      201,
      202,
      202,
      202,
      202,
      202,
      202,
      202,
      203,
      203,
      203,
      203,
      203,
      203,
      203,
      203,
      202,
      202,
      202,
      202,
      202,
      202,
      202,
      202,
      202,
      202,
      202,
      203,
      203,
      203,
      203,
      204,
      204,
      204,
      205,
      205,
      205,
      205,
      205,
      205,
      205,
      206,
      206,
      206,
      206,
      206,
      207,
      207,
      207,
      207,
      207,
      207,
      207
    ],
    "shapeY": [
      445,
      446,
      446,
      447,
      448,
      448,
      449,
      449,
      449,
      449,
      450,
      450,
      450,
      450,
      450,
      450,
      450,
      450,
      450,
      450,
      451,
      451,
      451,
      452,
      453,
      453,
      454,
      454,
      454,
      455,
      455,
      455,
      456,
      457,
      457,
      458,
      458,
      459,
      459,
      459,
      459,
      459,
      459,
      459,
      459,
      459,
      459,
      460,
      461,
      462,
      463,
      464,
      465,
      466,
      467,
      468,
      469,
      470,
      471,
      472,
      473,
      474,
      475,
      475,
      475,
      476,
      476,
      476,
      476,
      476,
      476,
      475,
      475,
      475,
      475,
      475,
      475,
      476,
      477,
      478,
      479,
      480,
      480,
      480,
      480,
      479,
      480,
      481,
      482,
      483,
      484,
      484,
      484,
      484,
      484,
      485,
      486,
      487,
      488,
      489,
      490,
      491,
      492,
      493,
      494,
      495,
      496,
      497,
      498,
      499,
      500,
      500,
      501,
      502,
      503,
      504,
      505,
      506,
      507,
      508,
      509,
      510,
      511,
      511,
      512,
      513,
      514,
      515,
      516,
      517,
      518,
      519,
      520,
      521,
      521,
      522,
      523,
      523,
      524,
      526,
      527,
      529,
      530,
      531,
      532,
      533,
      534,
      535,
      536,
      537,
      537,
      537,
      537,
      537,
      537,
      537,
      537,
      536,
      535,
      535,
      534,
      534,
      534,
      533,
      533,
      533,
      532,
      532,
      531,
      531,
      531,
      530,
      530,
      529,
      528,
      527,
      526,
      525,
      524,
      524,
      523,
      522,
      521,
      521,
      520,
      520,
      519,
      519,
      519,
      519,
      519,
      518,
      518,
      518,
      518,
      518,
      518,
      518,
      518,
      517,
      516,
      516,
      515,
      514,
      513,
      512,
      512,
      512,
      511,
      510,
      510,
      510,
      510,
      509,
      509,
      509,
      508,
      507,
      506,
      505,
      504,
      503,
      502,
      502,
      501,
      501,
      500,
      500,
      500,
      500,
      500,
      500,
      499,
      498,
      497,
      496,
      496,
      495,
      494,
      493,
      492,
      491,
      490,
      489,
      488,
      487,
      486,
      485,
      484,
      483,
      482,
      481,
      480,
      479,
      478,
      477,
      476,
      475,
      474,
      473,
      472,
      471,
      471,
      470,
      469,
      468,
      467,
      466,
      465,
      464,
      463,
      462,
      461,
      460,
      459,
      458,
      457,
      456,
      455,
      454,
      453,
      453,
      452,
      451,
      450,
      449,
      448,
      447
    ]
  },
  "TELANGANA": {
    "shapeX": [
      167,
      167,
      168,
      169,
      170,
      171,
      173,
      174,
      175,
      177,
      178,
      180,
      181,
      182,
      183,
      184,
      185,
      186,
      188,
      188,
      189,
      190,
      191,
      192,
      192,
      193,
      193,
      194,
      195,
      196,
      197,
      198,
      198,
      199,
      200,
      200,
      201,
      202,
      203,
      204,
      205,
      206,
      207,
      208,
      208,
      209,
      210,
      211,
      212,
      213,
      214,
      215,
      215,
      216,
      217,
      218,
      218,
      218,
      218,
      218,
      218,
      218,
      217,
      216,
      216,
      215,
      215,
      215,
      214,
      213,
      212,
      211,
      211,
      211,
      210,
      210,
      209,
      209,
      208,
      208,
      207,
      207,
      207,
      206,
      206,
      205,
      205,
      204,
      203,
      203,
      202,
      201,
      200,
      200,
      199,
      199,
      198,
      198,
      198,
      197,
      196,
      195,
      194,
      193,
      192,
      191,
      190,
      189,
      188,
      187,
      186,
      186,
      185,
      185,
      184,
      183,
      182,
      182,
      182,
      182,
      182,
      182,
      182,
      182,
      181,
      181,
      181,
      180,
      179,
      179,
      178,
      177,
      176,
      175,
      175,
      175,
      174,
      174,
      174,
      174,
      174,
      174,
      174,
      174,
      174,
      173,
      173,
      173,
      173,
      173,
      172,
      172,
      171,
      171,
      171,
      171,
      171,
      171,
      171,
      171,
      171,
      171,
      171,
      171,
      171,
      171,
      170,
      170,
      170,
      170,
      170,
      169,
      169,
      169,
      168,
      167,
      167,
      167,
      167,
      167,
      167,
      167,
      167,
      167,
      167,
      167,
      167,
      167,
      167,
      167,
      167,
      167,
      167
    ],
    "shapeY": [
      406,
      405,
      405,
      404,
      403,
      403,
      402,
      401,
      400,
      399,
      398,
      397,
      396,
      396,
      395,
      395,
      394,
      393,
      393,
      392,
      391,
      391,
      390,
      390,
      389,
      389,
      388,
      387,
      386,
      386,
      385,
      384,
      383,
      383,
      383,
      382,
      382,
      381,
      381,
      381,
      380,
      380,
      380,
      380,
      379,
      379,
      379,
      379,
      379,
      378,
      378,
      378,
      377,
      377,
      377,
      377,
      376,
      375,
      374,
      373,
      372,
      371,
      370,
      370,
      369,
      369,
      368,
      367,
      367,
      366,
      365,
      365,
      364,
      363,
      363,
      362,
      362,
      361,
      361,
      360,
      360,
      359,
      358,
      358,
      357,
      356,
      355,
      354,
      353,
      352,
      352,
      350,
      349,
      347,
      346,
      345,
      344,
      343,
      342,
      342,
      342,
      342,
      342,
      342,
      342,
      342,
      342,
      342,
      342,
      341,
      341,
      340,
      340,
      339,
      339,
      339,
      339,
      340,
      341,
      342,
      343,
      344,
      345,
      346,
      346,
      347,
      348,
      348,
      348,
      349,
      349,
      349,
      350,
      350,
      351,
      352,
      352,
      353,
      354,
      355,
      356,
      357,
      358,
      359,
      360,
      360,
      361,
      362,
      363,
      364,
      364,
      365,
      365,
      366,
      367,
      368,
      369,
      370,
      371,
      372,
      373,
      374,
      375,
      376,
      377,
      378,
      379,
      380,
      381,
      382,
      383,
      383,
      384,
      385,
      385,
      386,
      387,
      388,
      389,
      390,
      391,
      393,
      394,
      395,
      396,
      397,
      398,
      399,
      400,
      401,
      402,
      403,
      404
    ]
  },
  "ANDAMAN NICOBAR": {
    "shapeX": [
      388,
      387,
      386,
      386,
      386,
      386,
      386,
      386,
      386,
      386,
      386,
      385,
      385,
      384,
      384,
      383,
      383,
      382,
      382,
      382,
      383,
      384,
      384,
      385,
      385,
      385,
      385,
      385,
      385,
      385,
      385,
      385,
      385,
      385,
      385,
      384,
      383,
      382,
      382,
      381,
      381,
      381,
      381,
      381,
      382,
      383,
      383,
      383,
      384,
      383,
      382,
      382,
      381,
      380,
      380,
      380,
      380,
      380,
      380,
      380,
      380,
      380,
      381,
      382,
      383,
      384,
      385,
      385,
      385,
      385,
      385,
      385,
      386,
      386,
      386,
      386,
      386,
      386,
      386,
      386,
      388,
      388,
      389,
      389,
      389,
      389,
      389,
      389,
      389,
      389,
      390,
      391,
      391,
      391,
      391,
      391,
      390,
      390,
      390,
      389,
      389,
      389,
      389,
      388,
      388,
      388,
      388,
      387,
      387,
      387,
      388,
      388,
      388,
      388,
      388,
      388,
      388,
      388,
      388,
      388,
      388,
      389,
      389,
      389,
      389,
      390,
      390,
      390,
      391,
      391,
      391,
      391,
      391,
      391,
      390,
      389,
      389,
      389,
      389,
      389,
      389,
      389,
      389,
      389,
      389,
      389,
      389,
      389,
      389,
      389,
      389,
      389,
      389,
      389,
      389,
      388,
      388,
      388,
      388,
      387,
      386,
      386,
      386,
      385,
      385,
      385,
      385,
      384,
      384,
      384,
      384,
      384,
      384,
      383,
      382,
      381,
      381,
      382,
      383,
      384,
      384,
      385,
      385,
      385,
      385,
      385,
      384,
      383,
      382,
      381,
      381,
      381,
      381,
      381,
      381,
      381,
      382,
      383,
      384,
      384,
      385,
      385,
      385,
      385,
      385,
      386,
      386,
      386,
      386,
      386,
      386,
      387,
      387,
      387,
      387,
      387,
      387,
      387,
      387,
      387,
      387,
      387,
      387,
      387,
      387,
      388,
      388,
      388,
      388,
      387,
      386,
      386,
      385,
      385,
      385,
      385,
      386,
      386,
      387,
      386,
      386,
      386,
      385,
      385,
      385,
      385,
      385,
      385,
      384,
      384,
      384,
      384,
      384,
      384,
      383,
      383,
      383,
      383,
      383,
      383,
      383,
      383,
      383,
      383,
      383,
      383,
      383,
      383,
      382,
      381,
      380,
      380,
      380,
      380,
      380,
      380,
      381,
      381,
      382,
      383,
      383,
      383,
      384,
      384,
      385,
      385
    ],
    "shapeY": [
      432,
      432,
      432,
      433,
      434,
      435,
      436,
      437,
      438,
      439,
      440,
      440,
      441,
      442,
      443,
      443,
      444,
      444,
      445,
      446,
      446,
      446,
      447,
      447,
      448,
      449,
      450,
      451,
      452,
      453,
      454,
      455,
      456,
      457,
      458,
      458,
      457,
      457,
      456,
      456,
      457,
      458,
      459,
      460,
      460,
      461,
      462,
      463,
      464,
      464,
      465,
      468,
      470,
      471,
      472,
      473,
      474,
      475,
      476,
      477,
      478,
      479,
      479,
      479,
      479,
      479,
      479,
      478,
      477,
      476,
      475,
      474,
      474,
      473,
      472,
      471,
      470,
      469,
      468,
      464,
      457,
      455,
      453,
      452,
      451,
      450,
      449,
      448,
      447,
      446,
      445,
      443,
      442,
      441,
      440,
      439,
      439,
      438,
      437,
      436,
      435,
      434,
      433,
      433,
      432,
      431,
      430,
      430,
      429,
      428,
      428,
      429,
      430,
      431,
      432,
      433,
      434,
      435,
      436,
      437,
      438,
      438,
      439,
      440,
      441,
      441,
      442,
      443,
      443,
      444,
      445,
      446,
      447,
      448,
      448,
      448,
      449,
      450,
      451,
      452,
      453,
      454,
      456,
      458,
      460,
      461,
      462,
      463,
      464,
      465,
      466,
      467,
      468,
      469,
      470,
      470,
      471,
      472,
      473,
      473,
      473,
      474,
      475,
      475,
      476,
      477,
      478,
      479,
      480,
      481,
      482,
      483,
      484,
      484,
      484,
      484,
      485,
      485,
      485,
      485,
      486,
      486,
      487,
      488,
      489,
      490,
      490,
      490,
      490,
      490,
      489,
      488,
      487,
      486,
      485,
      484,
      484,
      484,
      484,
      485,
      485,
      486,
      487,
      488,
      489,
      490,
      491,
      492,
      493,
      494,
      495,
      496,
      497,
      498,
      500,
      502,
      503,
      504,
      505,
      506,
      507,
      508,
      509,
      510,
      511,
      511,
      512,
      513,
      512,
      511,
      511,
      510,
      510,
      509,
      510,
      511,
      511,
      512,
      512,
      512,
      511,
      510,
      510,
      509,
      508,
      507,
      506,
      505,
      505,
      504,
      503,
      502,
      501,
      500,
      498,
      497,
      496,
      495,
      494,
      493,
      492,
      491,
      490,
      489,
      488,
      486,
      485,
      484,
      484,
      484,
      484,
      485,
      486,
      487,
      488,
      489,
      489,
      491,
      492,
      492,
      493,
      494,
      494,
      495,
      495,
      496
    ]
  },
  "BIHAR": {
    "shapeX": [
      254,
      253,
      253,
      252,
      252,
      252,
      252,
      253,
      253,
      253,
      253,
      253,
      254,
      254,
      254,
      254,
      254,
      254,
      254,
      255,
      256,
      257,
      257,
      258,
      258,
      258,
      258,
      258,
      258,
      257,
      256,
      255,
      255,
      254,
      254,
      253,
      253,
      253,
      253,
      253,
      254,
      254,
      254,
      255,
      255,
      255,
      255,
      256,
      257,
      258,
      259,
      260,
      260,
      261,
      261,
      261,
      262,
      262,
      262,
      262,
      262,
      261,
      260,
      259,
      258,
      257,
      256,
      255,
      255,
      254,
      253,
      253,
      253,
      252,
      251,
      250,
      249,
      249,
      248,
      248,
      248,
      248,
      248,
      248,
      248,
      248,
      248,
      248,
      248,
      248,
      248,
      248,
      248,
      248,
      249,
      250,
      251,
      252,
      253,
      253,
      253,
      254,
      255,
      256,
      257,
      258,
      259,
      259,
      260,
      260,
      261,
      261,
      262,
      262,
      263,
      264,
      265,
      265,
      266,
      267,
      268,
      269,
      270,
      271,
      271,
      272,
      273,
      274,
      275,
      275,
      276,
      277,
      277,
      278,
      279,
      280,
      281,
      282,
      283,
      284,
      285,
      285,
      285,
      286,
      286,
      287,
      288,
      288,
      288,
      288,
      288,
      288,
      288,
      289,
      290,
      291,
      292,
      292,
      293,
      294,
      294,
      294,
      295,
      295,
      295,
      296,
      296,
      296,
      297,
      297,
      298,
      298,
      299,
      300,
      300,
      301,
      302,
      303,
      303,
      304,
      304,
      304,
      304,
      304,
      304,
      304,
      304,
      304,
      305,
      305,
      305,
      305,
      305,
      305,
      305,
      305,
      305,
      304,
      303,
      302,
      301,
      300,
      299,
      298,
      297,
      296,
      295,
      294,
      294,
      293,
      292,
      292,
      291,
      290,
      289,
      288,
      287,
      286,
      285,
      284,
      283,
      282,
      281,
      280,
      280,
      279,
      278,
      277,
      276,
      275,
      274,
      273,
      273,
      272,
      271,
      270,
      269,
      268,
      267,
      267,
      266,
      265,
      264,
      264,
      263,
      262,
      261,
      261,
      260,
      260,
      259,
      258,
      258,
      257,
      256,
      256,
      255,
      254,
      253,
      252
    ],
    "shapeY": [
      205,
      205,
      206,
      206,
      207,
      208,
      209,
      209,
      210,
      211,
      212,
      213,
      213,
      214,
      215,
      216,
      217,
      218,
      219,
      219,
      219,
      219,
      220,
      221,
      222,
      223,
      224,
      225,
      226,
      226,
      226,
      226,
      225,
      224,
      223,
      223,
      222,
      223,
      224,
      225,
      225,
      226,
      227,
      228,
      229,
      230,
      231,
      231,
      231,
      231,
      231,
      231,
      232,
      232,
      233,
      234,
      234,
      235,
      236,
      237,
      238,
      238,
      238,
      238,
      238,
      238,
      238,
      238,
      239,
      239,
      239,
      240,
      241,
      241,
      241,
      241,
      241,
      242,
      242,
      243,
      244,
      245,
      246,
      247,
      248,
      249,
      250,
      251,
      252,
      253,
      254,
      255,
      256,
      257,
      258,
      258,
      258,
      258,
      258,
      257,
      256,
      256,
      256,
      256,
      256,
      256,
      256,
      257,
      257,
      258,
      258,
      259,
      259,
      260,
      260,
      260,
      259,
      258,
      258,
      258,
      258,
      258,
      258,
      258,
      257,
      257,
      256,
      256,
      256,
      255,
      255,
      255,
      254,
      254,
      254,
      254,
      254,
      254,
      254,
      254,
      254,
      255,
      256,
      256,
      257,
      258,
      258,
      257,
      256,
      255,
      254,
      253,
      252,
      252,
      252,
      252,
      252,
      253,
      253,
      253,
      252,
      251,
      250,
      249,
      248,
      248,
      247,
      246,
      246,
      245,
      244,
      243,
      242,
      241,
      240,
      240,
      240,
      239,
      238,
      238,
      236,
      235,
      234,
      233,
      232,
      231,
      230,
      229,
      229,
      228,
      227,
      226,
      225,
      224,
      223,
      222,
      221,
      221,
      221,
      221,
      221,
      221,
      221,
      221,
      221,
      221,
      221,
      221,
      220,
      220,
      220,
      219,
      219,
      219,
      219,
      219,
      219,
      219,
      218,
      218,
      218,
      218,
      218,
      218,
      217,
      217,
      217,
      217,
      217,
      217,
      217,
      217,
      216,
      216,
      216,
      215,
      215,
      214,
      214,
      213,
      212,
      211,
      211,
      210,
      210,
      209,
      209,
      208,
      208,
      207,
      207,
      207,
      206,
      206,
      206,
      205,
      205,
      205,
      205,
      205
    ]
  },
  "JHARKHAND": {
    "shapeX": [
      275,
      275,
      274,
      273,
      272,
      271,
      270,
      270,
      269,
      268,
      268,
      267,
      266,
      265,
      265,
      264,
      263,
      262,
      261,
      260,
      259,
      258,
      257,
      257,
      256,
      255,
      254,
      253,
      253,
      252,
      251,
      250,
      250,
      249,
      249,
      248,
      248,
      248,
      248,
      248,
      248,
      248,
      248,
      249,
      249,
      249,
      250,
      251,
      252,
      252,
      253,
      253,
      254,
      255,
      255,
      256,
      256,
      256,
      256,
      256,
      256,
      256,
      256,
      256,
      256,
      256,
      256,
      256,
      256,
      256,
      257,
      258,
      259,
      259,
      260,
      261,
      261,
      262,
      262,
      263,
      264,
      265,
      266,
      267,
      268,
      269,
      270,
      271,
      272,
      272,
      273,
      273,
      273,
      274,
      274,
      274,
      275,
      275,
      276,
      279,
      280,
      281,
      282,
      282,
      282,
      282,
      283,
      283,
      284,
      285,
      286,
      287,
      288,
      289,
      290,
      290,
      291,
      291,
      292,
      292,
      292,
      292,
      292,
      292,
      292,
      292,
      291,
      291,
      290,
      289,
      289,
      288,
      287,
      286,
      285,
      284,
      283,
      282,
      281,
      281,
      280,
      280,
      280,
      280,
      280,
      281,
      282,
      283,
      284,
      285,
      286,
      287,
      288,
      289,
      290,
      291,
      291,
      291,
      291,
      292,
      292,
      293,
      294,
      294,
      294,
      295,
      296,
      297,
      298,
      299,
      299,
      300,
      300,
      300,
      301,
      301,
      301,
      301,
      302,
      302,
      302,
      302,
      302,
      302,
      302,
      302,
      302,
      302,
      302,
      302,
      302,
      302,
      302,
      302,
      301,
      300,
      299,
      299,
      299,
      299,
      299,
      299,
      299,
      298,
      297,
      297,
      296,
      296,
      295,
      294,
      293,
      292,
      292,
      291,
      291,
      290,
      289,
      288,
      288,
      288,
      288,
      287,
      287,
      287,
      286,
      285,
      284,
      283,
      282,
      281,
      280,
      279,
      278,
      277,
      276,
      276,
      275,
      275,
      274,
      274,
      273,
      272,
      271,
      270,
      269,
      268,
      267,
      266,
      265,
      264,
      263,
      262,
      261,
      260,
      259,
      258,
      257,
      256
    ],
    "shapeY": [
      257,
      258,
      258,
      258,
      258,
      258,
      258,
      259,
      259,
      259,
      260,
      260,
      260,
      260,
      261,
      261,
      261,
      261,
      261,
      261,
      261,
      260,
      259,
      258,
      258,
      258,
      258,
      258,
      257,
      257,
      257,
      257,
      258,
      258,
      259,
      259,
      260,
      261,
      262,
      263,
      264,
      265,
      266,
      266,
      267,
      268,
      268,
      269,
      269,
      270,
      270,
      271,
      271,
      272,
      273,
      273,
      274,
      275,
      276,
      277,
      278,
      279,
      280,
      281,
      282,
      283,
      284,
      285,
      286,
      287,
      287,
      287,
      287,
      288,
      288,
      288,
      289,
      289,
      290,
      290,
      290,
      290,
      290,
      291,
      291,
      291,
      291,
      291,
      291,
      292,
      292,
      293,
      294,
      294,
      295,
      296,
      296,
      297,
      297,
      297,
      297,
      297,
      297,
      296,
      295,
      294,
      293,
      292,
      292,
      292,
      292,
      292,
      292,
      292,
      292,
      293,
      293,
      294,
      294,
      293,
      292,
      291,
      290,
      289,
      288,
      287,
      286,
      285,
      285,
      285,
      284,
      284,
      283,
      283,
      283,
      282,
      282,
      281,
      280,
      279,
      279,
      277,
      276,
      275,
      274,
      274,
      274,
      273,
      273,
      273,
      273,
      272,
      272,
      272,
      272,
      272,
      271,
      270,
      269,
      268,
      267,
      266,
      266,
      265,
      264,
      264,
      264,
      263,
      263,
      262,
      261,
      261,
      260,
      259,
      259,
      258,
      257,
      256,
      256,
      255,
      254,
      253,
      252,
      251,
      250,
      249,
      248,
      247,
      246,
      245,
      244,
      243,
      242,
      241,
      241,
      241,
      241,
      242,
      243,
      244,
      245,
      246,
      247,
      247,
      248,
      249,
      249,
      250,
      251,
      252,
      253,
      253,
      254,
      254,
      255,
      255,
      255,
      255,
      254,
      253,
      252,
      252,
      251,
      250,
      250,
      250,
      250,
      250,
      250,
      250,
      250,
      250,
      251,
      251,
      252,
      253,
      253,
      254,
      254,
      255,
      255,
      255,
      256,
      257,
      258,
      258,
      258,
      258,
      258,
      258,
      258,
      259,
      259,
      259,
      259,
      259,
      259,
      259
    ]
  },
  "ORISSA": {
    "shapeX": [
      258,
      258,
      257,
      256,
      255,
      254,
      253,
      252,
      252,
      251,
      250,
      250,
      250,
      250,
      250,
      250,
      250,
      250,
      250,
      250,
      250,
      249,
      249,
      248,
      248,
      248,
      247,
      247,
      246,
      245,
      245,
      244,
      243,
      242,
      242,
      241,
      241,
      240,
      239,
      239,
      238,
      238,
      237,
      237,
      237,
      237,
      237,
      237,
      236,
      236,
      236,
      236,
      235,
      235,
      235,
      235,
      235,
      235,
      236,
      236,
      237,
      237,
      237,
      238,
      238,
      238,
      238,
      238,
      238,
      238,
      237,
      236,
      235,
      234,
      234,
      233,
      233,
      232,
      232,
      231,
      231,
      230,
      229,
      228,
      228,
      228,
      228,
      228,
      229,
      230,
      230,
      231,
      231,
      231,
      232,
      232,
      232,
      232,
      232,
      232,
      232,
      232,
      233,
      233,
      233,
      233,
      233,
      234,
      235,
      235,
      234,
      233,
      233,
      232,
      231,
      231,
      230,
      230,
      229,
      229,
      229,
      229,
      228,
      228,
      228,
      227,
      227,
      227,
      227,
      227,
      226,
      225,
      224,
      224,
      224,
      223,
      224,
      225,
      225,
      226,
      226,
      227,
      227,
      228,
      229,
      230,
      231,
      232,
      233,
      234,
      235,
      236,
      236,
      236,
      237,
      237,
      237,
      237,
      237,
      238,
      238,
      239,
      239,
      239,
      240,
      241,
      242,
      243,
      244,
      244,
      244,
      244,
      244,
      244,
      245,
      245,
      245,
      246,
      247,
      248,
      249,
      250,
      250,
      251,
      252,
      253,
      254,
      255,
      256,
      257,
      258,
      259,
      260,
      261,
      262,
      263,
      263,
      264,
      265,
      266,
      266,
      267,
      268,
      269,
      269,
      269,
      270,
      270,
      270,
      271,
      271,
      272,
      273,
      273,
      274,
      275,
      275,
      276,
      276,
      277,
      278,
      278,
      278,
      279,
      280,
      280,
      281,
      281,
      282,
      283,
      283,
      284,
      285,
      286,
      286,
      287,
      287,
      288,
      289,
      290,
      291,
      292,
      292,
      293,
      294,
      294,
      294,
      295,
      295,
      295,
      295,
      295,
      295,
      295,
      295,
      295,
      295,
      295,
      295,
      295,
      295,
      295,
      295,
      295,
      295,
      295,
      296,
      296,
      296,
      297,
      297,
      298,
      298,
      299,
      299,
      299,
      299,
      298,
      298,
      297,
      296,
      296,
      295,
      294,
      293,
      292,
      291,
      290,
      290,
      289,
      288,
      288,
      287,
      286,
      285,
      285,
      284,
      284,
      284,
      284,
      284,
      283,
      283,
      282,
      281,
      280,
      279,
      278,
      277,
      276,
      275,
      274,
      273,
      272,
      271,
      270,
      270,
      270,
      270,
      270,
      269,
      269,
      269,
      269,
      269,
      268,
      267,
      266,
      265,
      264,
      263,
      262,
      261,
      261,
      260,
      259,
      259,
      258,
      257,
      256,
      255
    ],
    "shapeY": [
      292,
      293,
      293,
      293,
      293,
      294,
      294,
      295,
      296,
      296,
      297,
      298,
      299,
      300,
      301,
      302,
      303,
      304,
      305,
      306,
      307,
      307,
      308,
      308,
      309,
      310,
      311,
      312,
      313,
      313,
      314,
      314,
      314,
      314,
      313,
      313,
      312,
      312,
      312,
      313,
      313,
      314,
      314,
      315,
      316,
      317,
      318,
      319,
      319,
      320,
      321,
      322,
      322,
      323,
      324,
      325,
      326,
      327,
      327,
      328,
      328,
      329,
      330,
      330,
      331,
      332,
      333,
      334,
      335,
      336,
      336,
      336,
      336,
      336,
      335,
      335,
      334,
      334,
      333,
      332,
      331,
      331,
      331,
      331,
      332,
      333,
      334,
      335,
      335,
      335,
      336,
      336,
      337,
      338,
      338,
      339,
      340,
      341,
      342,
      343,
      344,
      346,
      348,
      349,
      350,
      351,
      352,
      353,
      353,
      354,
      354,
      354,
      355,
      355,
      355,
      356,
      356,
      357,
      357,
      358,
      359,
      360,
      360,
      361,
      362,
      363,
      364,
      365,
      366,
      367,
      367,
      367,
      367,
      368,
      369,
      370,
      370,
      369,
      368,
      368,
      367,
      367,
      366,
      366,
      366,
      366,
      365,
      365,
      365,
      365,
      365,
      365,
      364,
      363,
      363,
      362,
      361,
      360,
      359,
      359,
      358,
      358,
      359,
      360,
      361,
      361,
      361,
      361,
      361,
      360,
      359,
      358,
      357,
      356,
      356,
      355,
      354,
      354,
      353,
      353,
      353,
      353,
      352,
      352,
      352,
      352,
      352,
      352,
      352,
      352,
      352,
      352,
      352,
      352,
      352,
      352,
      351,
      351,
      350,
      350,
      349,
      349,
      349,
      349,
      348,
      347,
      347,
      346,
      345,
      345,
      344,
      344,
      344,
      343,
      342,
      342,
      341,
      341,
      340,
      340,
      340,
      339,
      338,
      338,
      338,
      337,
      337,
      336,
      336,
      336,
      335,
      335,
      335,
      335,
      334,
      334,
      333,
      333,
      333,
      332,
      332,
      331,
      330,
      329,
      329,
      328,
      327,
      327,
      326,
      325,
      324,
      323,
      322,
      321,
      320,
      319,
      318,
      317,
      316,
      315,
      314,
      313,
      312,
      311,
      310,
      309,
      308,
      307,
      306,
      306,
      305,
      304,
      303,
      303,
      302,
      301,
      300,
      300,
      299,
      299,
      299,
      298,
      298,
      297,
      296,
      295,
      294,
      293,
      292,
      292,
      292,
      291,
      291,
      291,
      291,
      292,
      293,
      294,
      295,
      296,
      297,
      297,
      298,
      298,
      298,
      298,
      298,
      298,
      298,
      298,
      298,
      298,
      298,
      298,
      298,
      298,
      297,
      296,
      295,
      294,
      293,
      292,
      291,
      290,
      289,
      289,
      289,
      289,
      290,
      290,
      291,
      291,
      291,
      292,
      292,
      292,
      293,
      293,
      294,
      295,
      295
    ]
  },
  "SIKKIM": {
    "shapeX": [
      306,
      307,
      309,
      310,
      311,
      312,
      313,
      314,
      315,
      316,
      317,
      317,
      317,
      317,
      317,
      317,
      317,
      317,
      317,
      317,
      317,
      317,
      317,
      317,
      316,
      316,
      315,
      315,
      314,
      314,
      313,
      312,
      312,
      311,
      311,
      310,
      309,
      309,
      309,
      308,
      308,
      308,
      308,
      308,
      308,
      307,
      307,
      307,
      307,
      306,
      306,
      305,
      304,
      304,
      304,
      303,
      303,
      303,
      303,
      303,
      304,
      305,
      306,
      307
    ],
    "shapeY": [
      209,
      210,
      211,
      212,
      212,
      213,
      213,
      213,
      213,
      213,
      213,
      211,
      210,
      209,
      208,
      207,
      206,
      205,
      204,
      203,
      202,
      201,
      200,
      199,
      198,
      197,
      196,
      195,
      194,
      193,
      193,
      193,
      192,
      192,
      191,
      191,
      191,
      192,
      193,
      193,
      194,
      195,
      196,
      197,
      198,
      198,
      199,
      200,
      201,
      202,
      204,
      205,
      205,
      206,
      207,
      207,
      208,
      209,
      210,
      211,
      211,
      211,
      211,
      211
    ]
  },
  "WEST BENGAL": {
    "shapeX": [
      319,
      320,
      320,
      321,
      322,
      323,
      324,
      325,
      326,
      327,
      328,
      328,
      328,
      328,
      328,
      329,
      329,
      330,
      330,
      330,
      330,
      330,
      330,
      330,
      330,
      330,
      329,
      328,
      328,
      327,
      326,
      325,
      324,
      324,
      323,
      322,
      322,
      321,
      320,
      319,
      318,
      317,
      316,
      315,
      314,
      313,
      312,
      311,
      310,
      309,
      309,
      308,
      307,
      307,
      307,
      307,
      307,
      307,
      307,
      307,
      307,
      307,
      307,
      306,
      306,
      306,
      305,
      305,
      305,
      305,
      305,
      305,
      305,
      305,
      305,
      305,
      305,
      305,
      305,
      305,
      305,
      305,
      305,
      305,
      305,
      305,
      305,
      305,
      304,
      303,
      303,
      303,
      303,
      303,
      303,
      304,
      304,
      304,
      304,
      304,
      304,
      304,
      303,
      302,
      302,
      301,
      300,
      299,
      299,
      299,
      299,
      298,
      298,
      298,
      297,
      297,
      296,
      295,
      294,
      293,
      292,
      292,
      291,
      290,
      289,
      288,
      288,
      287,
      286,
      286,
      285,
      285,
      284,
      284,
      283,
      282,
      282,
      281,
      281,
      281,
      281,
      282,
      283,
      283,
      284,
      285,
      285,
      286,
      287,
      287,
      287,
      288,
      288,
      288,
      288,
      288,
      288,
      289,
      289,
      290,
      291,
      292,
      292,
      293,
      293,
      293,
      294,
      295,
      296,
      296,
      297,
      297,
      298,
      299,
      299,
      300,
      300,
      301,
      302,
      303,
      303,
      304,
      304,
      305,
      306,
      307,
      308,
      308,
      309,
      310,
      311,
      311,
      312,
      313,
      313,
      314,
      315,
      316,
      317,
      318,
      319,
      320,
      320,
      321,
      321,
      321,
      322,
      322,
      323,
      324,
      324,
      324,
      324,
      324,
      323,
      323,
      322,
      322,
      321,
      321,
      321,
      320,
      320,
      319,
      319,
      319,
      319,
      319,
      319,
      319,
      319,
      320,
      320,
      320,
      320,
      320,
      320,
      320,
      319,
      318,
      318,
      317,
      317,
      316,
      315,
      314,
      314,
      313,
      313,
      312,
      312,
      311,
      311,
      310,
      310,
      310,
      310,
      310,
      310,
      310,
      310,
      310,
      310,
      311,
      312,
      313,
      314,
      315,
      316,
      316,
      317,
      317,
      317,
      317,
      316,
      315,
      315,
      314,
      314,
      313,
      313,
      312,
      312,
      312,
      311,
      311,
      310,
      310,
      310,
      310,
      310,
      310,
      310,
      310,
      310,
      311,
      312,
      313,
      314,
      315,
      316,
      317,
      318,
      319
    ],
    "shapeY": [
      222,
      223,
      224,
      225,
      226,
      226,
      226,
      227,
      227,
      227,
      227,
      226,
      225,
      224,
      223,
      223,
      222,
      222,
      221,
      220,
      219,
      218,
      217,
      216,
      215,
      214,
      214,
      213,
      211,
      211,
      210,
      210,
      210,
      209,
      209,
      209,
      208,
      208,
      208,
      208,
      208,
      209,
      209,
      209,
      209,
      209,
      209,
      209,
      209,
      209,
      210,
      210,
      211,
      212,
      213,
      214,
      215,
      216,
      217,
      218,
      219,
      220,
      221,
      221,
      222,
      223,
      224,
      225,
      226,
      227,
      228,
      229,
      230,
      231,
      232,
      233,
      234,
      235,
      236,
      237,
      238,
      239,
      240,
      241,
      242,
      243,
      244,
      245,
      245,
      245,
      246,
      247,
      248,
      249,
      250,
      251,
      252,
      253,
      254,
      255,
      256,
      257,
      257,
      257,
      258,
      258,
      258,
      258,
      259,
      260,
      261,
      261,
      262,
      263,
      263,
      264,
      264,
      264,
      265,
      265,
      265,
      266,
      266,
      266,
      267,
      267,
      268,
      268,
      268,
      269,
      269,
      270,
      270,
      271,
      271,
      271,
      272,
      272,
      273,
      274,
      275,
      275,
      275,
      276,
      276,
      277,
      278,
      278,
      278,
      279,
      281,
      284,
      285,
      287,
      288,
      289,
      290,
      290,
      291,
      291,
      291,
      292,
      293,
      293,
      294,
      295,
      295,
      296,
      296,
      297,
      297,
      298,
      299,
      299,
      300,
      300,
      301,
      301,
      301,
      301,
      300,
      300,
      299,
      299,
      298,
      298,
      298,
      297,
      297,
      297,
      297,
      296,
      296,
      295,
      294,
      294,
      294,
      294,
      294,
      294,
      294,
      294,
      293,
      293,
      292,
      291,
      290,
      289,
      289,
      289,
      288,
      287,
      286,
      285,
      285,
      284,
      283,
      282,
      281,
      280,
      279,
      278,
      277,
      276,
      274,
      273,
      272,
      271,
      270,
      269,
      268,
      267,
      266,
      265,
      264,
      263,
      262,
      261,
      260,
      260,
      259,
      259,
      258,
      258,
      258,
      258,
      257,
      257,
      256,
      256,
      255,
      255,
      254,
      254,
      253,
      252,
      251,
      250,
      249,
      248,
      247,
      246,
      245,
      245,
      245,
      245,
      244,
      244,
      244,
      243,
      243,
      242,
      241,
      240,
      239,
      238,
      237,
      237,
      236,
      236,
      235,
      234,
      233,
      232,
      232,
      231,
      231,
      230,
      229,
      228,
      227,
      226,
      225,
      224,
      223,
      223,
      222,
      222,
      222,
      222,
      222,
      222,
      222,
      222
    ]
  },
  "ARUNACHAL PRADESH": {
    "shapeX": [
      357,
      357,
      357,
      357,
      357,
      357,
      356,
      355,
      354,
      353,
      352,
      351,
      350,
      350,
      349,
      349,
      349,
      349,
      349,
      349,
      349,
      349,
      349,
      349,
      350,
      351,
      352,
      353,
      353,
      353,
      353,
      354,
      355,
      356,
      356,
      357,
      358,
      359,
      360,
      361,
      362,
      363,
      363,
      364,
      364,
      365,
      365,
      366,
      366,
      367,
      367,
      368,
      369,
      369,
      370,
      370,
      370,
      371,
      372,
      372,
      373,
      373,
      373,
      374,
      374,
      375,
      376,
      377,
      378,
      379,
      379,
      380,
      381,
      382,
      382,
      383,
      384,
      385,
      385,
      386,
      387,
      388,
      389,
      389,
      390,
      391,
      392,
      393,
      394,
      395,
      396,
      397,
      398,
      399,
      400,
      401,
      402,
      403,
      404,
      405,
      406,
      407,
      408,
      408,
      409,
      409,
      410,
      410,
      411,
      411,
      411,
      411,
      411,
      411,
      411,
      411,
      412,
      413,
      414,
      415,
      416,
      417,
      418,
      418,
      419,
      419,
      420,
      421,
      422,
      422,
      423,
      423,
      424,
      424,
      424,
      424,
      424,
      424,
      423,
      422,
      421,
      420,
      420,
      419,
      418,
      418,
      417,
      417,
      417,
      417,
      417,
      417,
      418,
      419,
      419,
      420,
      421,
      422,
      422,
      422,
      421,
      420,
      419,
      418,
      417,
      416,
      415,
      414,
      413,
      412,
      411,
      410,
      409,
      409,
      408,
      408,
      407,
      407,
      406,
      405,
      405,
      404,
      403,
      402,
      401,
      400,
      399,
      398,
      397,
      396,
      396,
      396,
      396,
      397,
      397,
      398,
      398,
      399,
      399,
      400,
      401,
      401,
      402,
      402,
      403,
      403,
      404,
      404,
      404,
      404,
      404,
      404,
      404,
      404,
      403,
      403,
      402,
      402,
      401,
      401,
      400,
      400,
      399,
      399,
      398,
      398,
      397,
      396,
      395,
      394,
      393,
      392,
      392,
      391,
      390,
      390,
      389,
      388,
      387,
      387,
      386,
      386,
      386,
      386,
      386,
      386,
      386,
      386,
      385,
      384,
      383,
      382,
      381,
      380,
      379,
      378,
      377,
      376,
      376,
      375,
      374,
      374,
      373,
      372,
      371,
      370,
      369,
      368,
      367,
      366,
      365,
      365,
      364,
      363,
      362,
      361,
      360,
      359,
      358,
      357,
      356,
      355,
      355
    ],
    "shapeY": [
      206,
      205,
      204,
      203,
      202,
      201,
      201,
      201,
      201,
      201,
      201,
      201,
      201,
      200,
      200,
      199,
      198,
      197,
      196,
      194,
      193,
      192,
      190,
      189,
      189,
      189,
      189,
      190,
      191,
      192,
      193,
      193,
      192,
      192,
      191,
      190,
      189,
      189,
      188,
      188,
      187,
      187,
      186,
      186,
      185,
      185,
      184,
      184,
      183,
      182,
      181,
      181,
      180,
      179,
      179,
      178,
      177,
      177,
      176,
      175,
      175,
      174,
      173,
      173,
      172,
      172,
      171,
      170,
      169,
      169,
      168,
      168,
      168,
      168,
      167,
      167,
      167,
      167,
      166,
      166,
      165,
      165,
      165,
      164,
      164,
      164,
      164,
      163,
      163,
      163,
      163,
      163,
      163,
      163,
      163,
      163,
      163,
      163,
      163,
      163,
      163,
      163,
      163,
      164,
      164,
      165,
      166,
      167,
      169,
      170,
      171,
      172,
      173,
      174,
      175,
      176,
      176,
      176,
      176,
      176,
      176,
      176,
      176,
      177,
      177,
      178,
      178,
      179,
      179,
      180,
      180,
      181,
      181,
      182,
      183,
      184,
      185,
      186,
      186,
      186,
      187,
      187,
      188,
      188,
      189,
      190,
      190,
      191,
      192,
      193,
      194,
      195,
      195,
      195,
      196,
      196,
      196,
      196,
      197,
      198,
      198,
      198,
      198,
      198,
      198,
      198,
      198,
      198,
      198,
      198,
      198,
      198,
      198,
      199,
      199,
      200,
      201,
      202,
      203,
      203,
      204,
      204,
      205,
      205,
      205,
      205,
      206,
      206,
      206,
      206,
      205,
      204,
      203,
      203,
      202,
      202,
      201,
      201,
      200,
      200,
      200,
      199,
      199,
      198,
      197,
      196,
      196,
      195,
      194,
      193,
      192,
      191,
      190,
      189,
      189,
      188,
      188,
      187,
      187,
      186,
      186,
      185,
      185,
      186,
      186,
      187,
      188,
      188,
      188,
      189,
      189,
      189,
      190,
      190,
      190,
      191,
      191,
      191,
      191,
      192,
      192,
      193,
      194,
      195,
      196,
      197,
      198,
      199,
      199,
      200,
      200,
      200,
      200,
      200,
      200,
      201,
      201,
      201,
      202,
      202,
      203,
      204,
      205,
      205,
      205,
      205,
      205,
      205,
      205,
      205,
      205,
      206,
      206,
      207,
      207,
      207,
      207,
      207,
      207,
      207,
      207,
      207,
      206
    ]
  },
  "ASSAM": {
    "shapeX": [
      331,
      331,
      330,
      329,
      329,
      329,
      328,
      328,
      328,
      328,
      328,
      328,
      328,
      329,
      330,
      331,
      332,
      333,
      333,
      333,
      334,
      334,
      335,
      336,
      337,
      338,
      339,
      340,
      341,
      342,
      343,
      344,
      344,
      345,
      346,
      347,
      348,
      349,
      351,
      352,
      353,
      354,
      355,
      356,
      357,
      358,
      359,
      360,
      361,
      362,
      363,
      363,
      364,
      365,
      366,
      367,
      367,
      368,
      369,
      370,
      371,
      372,
      372,
      373,
      374,
      375,
      376,
      377,
      378,
      379,
      379,
      380,
      380,
      381,
      382,
      383,
      383,
      384,
      384,
      385,
      386,
      387,
      387,
      388,
      389,
      389,
      390,
      390,
      391,
      391,
      392,
      393,
      393,
      394,
      395,
      396,
      397,
      397,
      398,
      399,
      400,
      401,
      402,
      403,
      403,
      404,
      404,
      404,
      405,
      405,
      405,
      405,
      405,
      405,
      405,
      405,
      404,
      403,
      402,
      402,
      401,
      400,
      400,
      399,
      399,
      398,
      398,
      397,
      397,
      397,
      396,
      395,
      395,
      394,
      393,
      392,
      391,
      390,
      390,
      389,
      389,
      388,
      387,
      387,
      386,
      386,
      385,
      385,
      384,
      384,
      384,
      384,
      383,
      383,
      382,
      382,
      381,
      381,
      381,
      381,
      380,
      380,
      380,
      380,
      380,
      379,
      378,
      378,
      377,
      377,
      377,
      376,
      376,
      376,
      376,
      375,
      375,
      374,
      374,
      373,
      373,
      373,
      373,
      373,
      373,
      373,
      373,
      372,
      372,
      372,
      372,
      371,
      371,
      370,
      369,
      368,
      367,
      366,
      365,
      364,
      363,
      362,
      362,
      362,
      362,
      362,
      361,
      361,
      361,
      361,
      362,
      363,
      363,
      363,
      364,
      364,
      365,
      365,
      365,
      366,
      366,
      366,
      366,
      366,
      366,
      365,
      364,
      364,
      363,
      362,
      361,
      360,
      359,
      358,
      357,
      357,
      356,
      356,
      356,
      355,
      354,
      353,
      352,
      351,
      350,
      349,
      349,
      348,
      347,
      346,
      345,
      344,
      343,
      342,
      341,
      340,
      339,
      337,
      336,
      335,
      334,
      333,
      332,
      332,
      331,
      331,
      330,
      330,
      329,
      328,
      328,
      328
    ],
    "shapeY": [
      231,
      230,
      229,
      227,
      225,
      224,
      222,
      221,
      220,
      219,
      218,
      217,
      216,
      216,
      216,
      216,
      216,
      216,
      215,
      214,
      214,
      213,
      212,
      211,
      211,
      211,
      210,
      210,
      210,
      210,
      210,
      210,
      209,
      209,
      209,
      209,
      209,
      209,
      209,
      209,
      209,
      209,
      209,
      209,
      209,
      209,
      209,
      209,
      209,
      209,
      209,
      208,
      208,
      208,
      208,
      208,
      207,
      207,
      206,
      205,
      205,
      205,
      204,
      204,
      204,
      204,
      204,
      204,
      204,
      204,
      203,
      203,
      202,
      201,
      200,
      200,
      199,
      199,
      198,
      197,
      196,
      196,
      195,
      195,
      194,
      193,
      193,
      192,
      192,
      191,
      191,
      190,
      189,
      189,
      188,
      188,
      188,
      187,
      187,
      187,
      187,
      187,
      187,
      187,
      188,
      189,
      190,
      191,
      191,
      192,
      193,
      194,
      195,
      196,
      197,
      198,
      198,
      199,
      199,
      200,
      200,
      200,
      201,
      201,
      202,
      202,
      203,
      203,
      204,
      205,
      206,
      206,
      207,
      207,
      207,
      207,
      207,
      207,
      208,
      208,
      209,
      210,
      210,
      211,
      211,
      212,
      212,
      213,
      214,
      215,
      216,
      217,
      217,
      218,
      219,
      220,
      220,
      221,
      222,
      223,
      223,
      224,
      225,
      226,
      227,
      227,
      228,
      229,
      230,
      231,
      232,
      233,
      234,
      235,
      236,
      236,
      237,
      238,
      239,
      239,
      240,
      241,
      242,
      243,
      244,
      245,
      246,
      246,
      247,
      248,
      249,
      249,
      250,
      250,
      250,
      250,
      250,
      250,
      250,
      250,
      249,
      249,
      248,
      247,
      246,
      245,
      244,
      243,
      242,
      241,
      240,
      240,
      239,
      238,
      238,
      237,
      236,
      235,
      234,
      234,
      233,
      232,
      231,
      230,
      229,
      229,
      229,
      228,
      228,
      228,
      228,
      228,
      228,
      227,
      227,
      226,
      226,
      225,
      224,
      224,
      224,
      224,
      224,
      224,
      224,
      224,
      225,
      225,
      225,
      226,
      226,
      226,
      226,
      226,
      226,
      226,
      226,
      226,
      226,
      226,
      226,
      226,
      226,
      227,
      227,
      228,
      228,
      229,
      229,
      229,
      230,
      231
    ]
  },
  "MANIPUR": {
    "shapeX": [
      373,
      372,
      372,
      372,
      372,
      371,
      371,
      371,
      371,
      371,
      371,
      371,
      371,
      371,
      372,
      372,
      372,
      373,
      374,
      374,
      375,
      375,
      376,
      376,
      376,
      377,
      378,
      378,
      379,
      379,
      380,
      380,
      381,
      382,
      382,
      383,
      383,
      384,
      384,
      385,
      386,
      387,
      388,
      389,
      390,
      391,
      392,
      392,
      392,
      392,
      392,
      392,
      392,
      392,
      393,
      393,
      393,
      393,
      393,
      393,
      393,
      393,
      393,
      394,
      394,
      394,
      394,
      394,
      394,
      394,
      394,
      394,
      394,
      394,
      393,
      393,
      392,
      391,
      390,
      389,
      388,
      387,
      387,
      386,
      385,
      385,
      384,
      383,
      382,
      381,
      380,
      379,
      378,
      377,
      376,
      375,
      375,
      374,
      374,
      373,
      373
    ],
    "shapeY": [
      253,
      252,
      251,
      250,
      249,
      249,
      248,
      247,
      246,
      245,
      244,
      243,
      242,
      241,
      241,
      240,
      239,
      239,
      239,
      238,
      238,
      237,
      237,
      236,
      235,
      235,
      235,
      234,
      234,
      233,
      233,
      232,
      232,
      232,
      231,
      231,
      230,
      230,
      229,
      229,
      229,
      229,
      229,
      229,
      229,
      229,
      229,
      230,
      231,
      232,
      233,
      234,
      235,
      236,
      237,
      238,
      239,
      240,
      241,
      242,
      243,
      244,
      245,
      246,
      247,
      248,
      249,
      250,
      251,
      252,
      253,
      254,
      255,
      256,
      256,
      257,
      257,
      257,
      257,
      257,
      257,
      257,
      258,
      258,
      258,
      259,
      259,
      259,
      259,
      259,
      259,
      259,
      259,
      259,
      259,
      258,
      257,
      256,
      255,
      254,
      253
    ]
  },
  "MEGHALAYA": {
    "shapeX": [
      331,
      331,
      331,
      331,
      331,
      331,
      332,
      332,
      333,
      334,
      335,
      336,
      337,
      338,
      339,
      340,
      341,
      342,
      343,
      344,
      345,
      346,
      347,
      348,
      349,
      350,
      351,
      351,
      352,
      352,
      353,
      353,
      354,
      354,
      355,
      356,
      357,
      358,
      359,
      359,
      360,
      360,
      361,
      361,
      362,
      363,
      364,
      365,
      366,
      367,
      368,
      368,
      368,
      368,
      368,
      368,
      368,
      368,
      368,
      368,
      367,
      367,
      366,
      365,
      364,
      364,
      363,
      362,
      362,
      361,
      361,
      360,
      359,
      358,
      358,
      357,
      356,
      355,
      354,
      353,
      352,
      351,
      350,
      349,
      348,
      346,
      345,
      344,
      343,
      342,
      341,
      340,
      340,
      339,
      338,
      337,
      336,
      335,
      334,
      333,
      332,
      332,
      332,
      331,
      331,
      331,
      331,
      331,
      331,
      331
    ],
    "shapeY": [
      234,
      233,
      232,
      231,
      230,
      229,
      229,
      228,
      228,
      228,
      228,
      228,
      228,
      228,
      228,
      228,
      228,
      228,
      228,
      228,
      228,
      228,
      228,
      228,
      228,
      227,
      227,
      226,
      226,
      225,
      225,
      224,
      224,
      223,
      223,
      223,
      223,
      223,
      224,
      225,
      225,
      226,
      226,
      227,
      227,
      227,
      227,
      227,
      227,
      227,
      227,
      228,
      229,
      230,
      231,
      232,
      233,
      234,
      235,
      236,
      236,
      237,
      237,
      237,
      237,
      238,
      238,
      238,
      239,
      239,
      240,
      240,
      240,
      240,
      239,
      239,
      239,
      239,
      239,
      239,
      239,
      239,
      239,
      239,
      239,
      239,
      239,
      239,
      239,
      239,
      239,
      239,
      240,
      240,
      240,
      240,
      240,
      240,
      240,
      240,
      239,
      238,
      237,
      237,
      236,
      235,
      234,
      233,
      232,
      231
    ]
  },
  "NAGALAND": {
    "shapeX": [
      377,
      377,
      377,
      377,
      377,
      377,
      377,
      377,
      377,
      378,
      378,
      379,
      379,
      380,
      381,
      381,
      382,
      382,
      383,
      383,
      383,
      384,
      385,
      386,
      387,
      388,
      389,
      389,
      390,
      391,
      392,
      393,
      393,
      394,
      394,
      395,
      395,
      396,
      396,
      397,
      397,
      398,
      398,
      398,
      398,
      398,
      398,
      398,
      398,
      398,
      398,
      398,
      398,
      398,
      398,
      398,
      398,
      398,
      398,
      397,
      397,
      397,
      397,
      397,
      397,
      396,
      396,
      395,
      394,
      393,
      392,
      392,
      391,
      390,
      389,
      388,
      387,
      386,
      385,
      384,
      383,
      382,
      381,
      380,
      380,
      380,
      379,
      378,
      378
    ],
    "shapeY": [
      234,
      233,
      232,
      231,
      230,
      229,
      228,
      227,
      226,
      226,
      225,
      224,
      223,
      222,
      221,
      220,
      219,
      218,
      218,
      217,
      216,
      216,
      215,
      214,
      212,
      211,
      211,
      210,
      209,
      209,
      208,
      208,
      207,
      207,
      206,
      206,
      205,
      205,
      204,
      204,
      205,
      205,
      206,
      207,
      208,
      209,
      210,
      211,
      212,
      213,
      214,
      215,
      216,
      217,
      218,
      219,
      220,
      221,
      222,
      222,
      223,
      224,
      225,
      226,
      227,
      227,
      228,
      228,
      228,
      228,
      228,
      229,
      229,
      229,
      229,
      229,
      229,
      229,
      230,
      230,
      231,
      231,
      231,
      231,
      232,
      233,
      234,
      234,
      235
    ]
  },
  "TRIPURA": {
    "shapeX": [
      352,
      352,
      352,
      352,
      352,
      352,
      352,
      352,
      352,
      352,
      352,
      352,
      352,
      352,
      352,
      352,
      352,
      352,
      352,
      352,
      353,
      353,
      354,
      354,
      354,
      355,
      356,
      356,
      357,
      358,
      358,
      359,
      360,
      361,
      362,
      362,
      362,
      362,
      362,
      362,
      363,
      363,
      363,
      363,
      363,
      363,
      363,
      363,
      363,
      363,
      363,
      362,
      361,
      361,
      360,
      360,
      359,
      359,
      359,
      359,
      359,
      359,
      359,
      359,
      358,
      357,
      356,
      355,
      354,
      353,
      353
    ],
    "shapeY": [
      275,
      274,
      273,
      272,
      271,
      270,
      269,
      268,
      267,
      266,
      265,
      264,
      263,
      262,
      261,
      260,
      259,
      258,
      257,
      256,
      256,
      255,
      255,
      254,
      253,
      252,
      252,
      251,
      251,
      251,
      250,
      250,
      250,
      250,
      250,
      251,
      252,
      253,
      254,
      255,
      255,
      256,
      257,
      258,
      259,
      260,
      261,
      262,
      263,
      264,
      265,
      266,
      266,
      267,
      267,
      268,
      268,
      269,
      270,
      271,
      272,
      273,
      274,
      275,
      275,
      275,
      275,
      275,
      275,
      275,
      274
    ]
  }
}
;
}
fills=[]
display="2013-14"
function get_fill(data,state,year){
  //117245=255,0=0
  row=data[state];
  info=row[year+ " - Generation (MU)"]
  percent=map(info,0,117245,0,1)
  col=lerpColor(color(0,0,255),color(255,0,0),percent)
  return col
}
function setup() {

  var width = 480, // canvas width and height
      height = 640;
  createCanvas(width, height);

  states=Object.keys(coords)
for (let i=0;i<states.length;i++){
    //fills[i]=[Math.floor(Math.random()*250),Math.floor(Math.random()*250),Math.floor(Math.random()*250)];
    fills[i]=get_fill(data,states[i],"2013-14");
}
}

years=["2013-14","2014-15","2015-16"]
year_no=0;

function mousePressed(){
year_no+=1;
year_no=year_no%3;
display=years[year_no]
for (let i=0;i<states.length;i++){
    //fills[i]=[Math.floor(Math.random()*250),Math.floor(Math.random()*250),Math.floor(Math.random()*250)];
    fills[i]=get_fill(data,states[i],years[year_no]);
}
}


function draw(){
background(255);
fill(100)
text(display,30,20)
text("Click to view next year",30,35)
draw_states(coords,fills);

}

function draw_states(coords,fills=[]){
  states=Object.keys(coords);
  for(let i=0;i<states.length;i++){
    state=states[i];
    coordinates=coords[state]
    
    //fill(Math.floor(Math.random()*250),Math.floor(Math.random()*250),Math.floor(Math.random()*250));

    fill(fills[i]);
    
    //noStroke();
    stroke(1);
    beginShape();
    for (let j=0;j<coordinates.shapeX.length;j++){
        vertex(coordinates.shapeX[j],coordinates.shapeY[j]);
    }
    endShape();
  }
}
